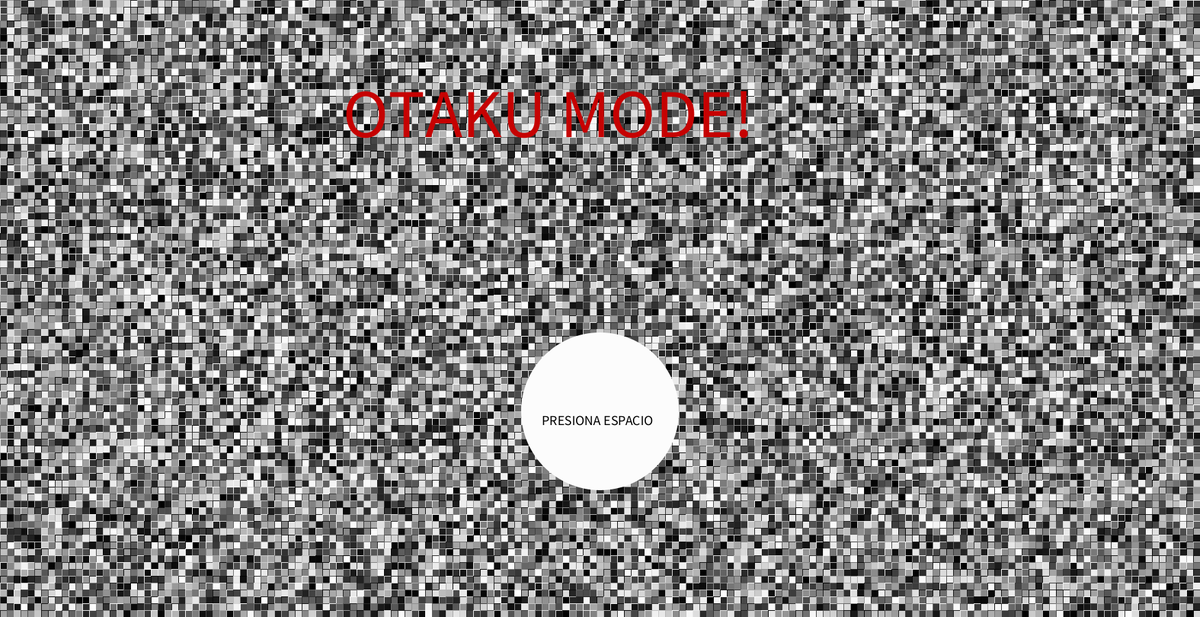
Frame 1 (no input)
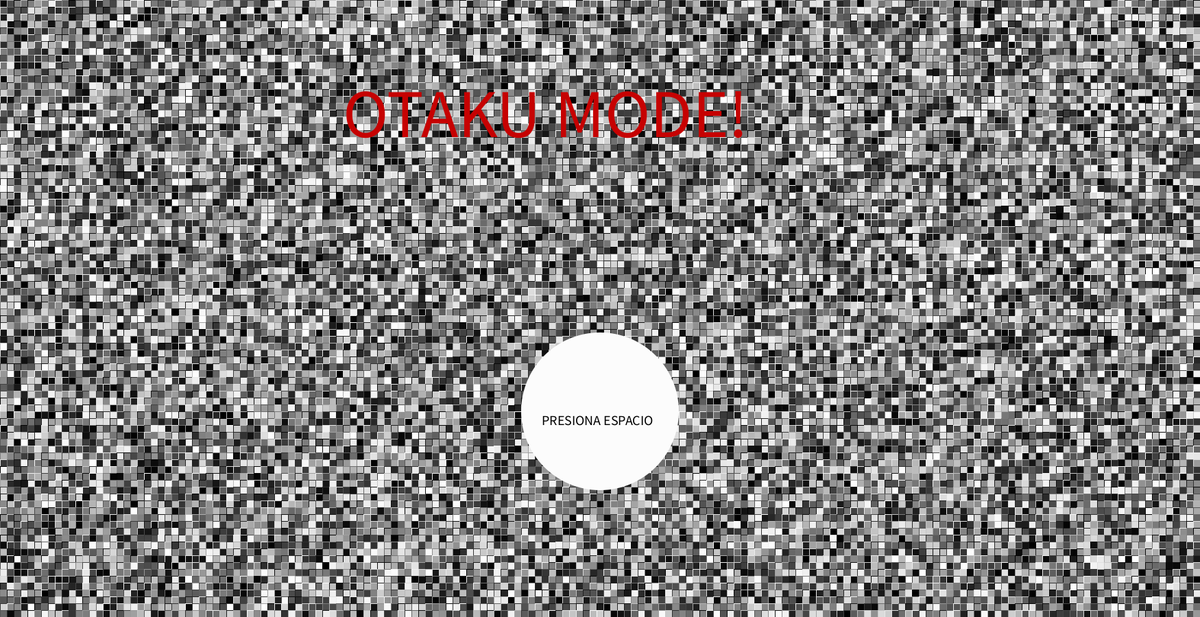
Frame 60 (the mouse pressed at the canvas centre just before this capture)
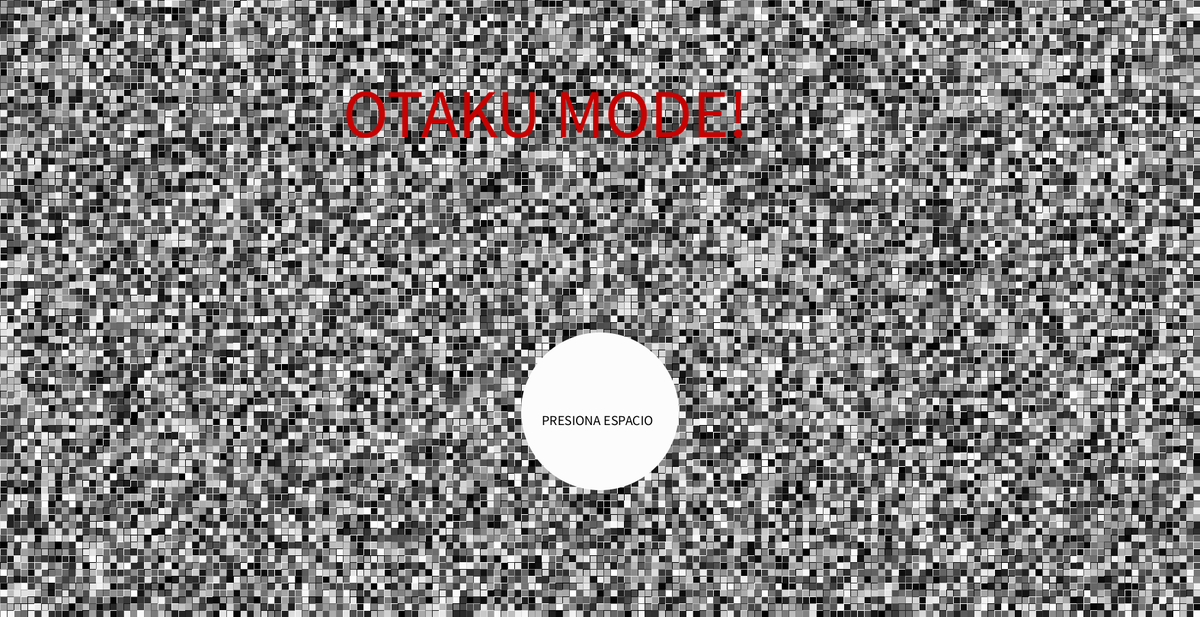
Frame 120 (the mouse held since frame 60 and released just before this capture)

The Processing sketch that drew these frames (run headless with seeded random() and noise(); from frame 60 on, the mouse is pressed at the canvas centre):

// Processing sketch: PROYECTO1final
// ── PROYECTO1final.pde
int pant=1;
int vj1;
int vj2;


int j1;
int j2;

int turnoelegir;

int ganador;


PFont fuente1;




//PANTALLAS

Pantalla1 pantalla1;
Seleccion pantalla2;
Pantalla3 pantalla3;
Pantalla4 pantalla4;


//Personajes
Sinrostro1 p1;
Fuego2 p2;
Gato p3;
Cactus p4;
Totoro p5;








void setup()
{
  size(1750,900);
  p1=new Sinrostro1();
  p2=new Fuego2();
  p3=new Gato();
  p4=new Cactus();
  p5=new Totoro();
  
  
  
  
  //PANTALLAS
  pantalla1=new Pantalla1();
  pantalla2=new Seleccion();
  pantalla3= new Pantalla3();
  pantalla4= new Pantalla4();
}

void draw()
{
  background(#57B4F0);
  //p1.display(0,0);
  //p2.display(0,0);
  //p3.display(0,0);
  //p4.display(0,0);
  //p5.display(0,0);
  
  switch(pant){
    case 1:
    pantalla1.display();
    if(key==' ' && keyPressed)
    {
      pant++;
      turnoelegir++;
      keyPressed=false;
    }
    break;
    
    case 2:
    pantalla2.display();
    
    if(turnoelegir==1){
      
      text("ELIJE JUGADOR 1",500,100);
      textSize(80);
      
      pantalla2.elegirj1();
    }
    if(turnoelegir==2){
      text("ELIJE JUGADOR 2", width/3,100);
      pantalla2.elegirj2();
    }
    if(turnoelegir==3){
       textSize(35);
       text("PRESIONA ESPACIO PARA CONTINUAR", width/3,100);
       
       
       
    if(key==' ' && keyPressed)
    {
      pant++;
      keyPressed=false;
    }
    }
    break;
    
    case 3:
    pantalla3.display();
    pantalla3.pelea();
    break;
    
    case 4:
    pantalla4.display();
        if(key==' ' && keyPressed)
    {
      pant=1;
      turnoelegir=0;
      vj1=0;
      vj2=0;
      keyPressed=false;
    }
    break;
    
    
    
  }
}

// ── Cactus.pde
class Cactus
{
  int px,py;
  
  Cactus(){
    
    
  }
  
  void display(int px_, int py_){
    px=px_;
    py=py_;
    
    pushMatrix();
    translate(px,py);
    
    translate(-1000,0);
    //PERSONAJECACTUS//

//1//

noStroke();
fill(#FFC081);
rect(1100,600,20,20);

noStroke();
fill(#FFC081);
rect(1120,600,20,20);

noStroke();
fill(#FFC081);
rect(1140,600,20,20);

noStroke();
fill(#FFC081);
rect(1160,600,20,20);

noStroke();
fill(#FFC081);
rect(1180,600,20,20);

noStroke();
fill(#FFC081);
rect(1200,600,20,20);

noStroke();
fill(#FFC081);
rect(1220,600,20,20);

noStroke();
fill(#FFC081);
rect(1240,600,20,20);

//2//

noStroke();
fill(#FFC081);
rect(1100,580,20,20);

noStroke();
fill(#FFC081);
rect(1120,580,20,20);

noStroke();
fill(#FFC081);
rect(1140,580,20,20);

noStroke();
fill(#FFC081);
rect(1160,580,20,20);

noStroke();
fill(#FFC081);
rect(1180,580,20,20);

noStroke();
fill(#FFC081);
rect(1200,580,20,20);

noStroke();
fill(#FFC081);
rect(1220,580,20,20);

noStroke();
fill(#FFC081);
rect(1240,580,20,20);

//3//
noStroke();
fill(#FFC081);
rect(1100,560,20,20);

noStroke();
fill(#FFC081);
rect(1120,560,20,20);

noStroke();
fill(#FFC081);
rect(1140,560,20,20);

noStroke();
fill(#FFC081);
rect(1160,560,20,20);

noStroke();
fill(#FFC081);
rect(1180,560,20,20);

noStroke();
fill(#FFC081);
rect(1200,560,20,20);

noStroke();
fill(#FFC081);
rect(1220,560,20,20);

noStroke();
fill(#FFC081);
rect(1240,560,20,20);

//4//
noStroke();
fill(#FFC081);
rect(1100,540,20,20);

noStroke();
fill(#FFC081);
rect(1120,540,20,20);

noStroke();
fill(#FFC081);
rect(1140,540,20,20);

noStroke();
fill(#FFC081);
rect(1160,540,20,20);

noStroke();
fill(#FFC081);
rect(1180,540,20,20);

noStroke();
fill(#FFC081);
rect(1200,540,20,20);

noStroke();
fill(#FFC081);
rect(1220,540,20,20);

noStroke();
fill(#FFC081);
rect(1240,540,20,20);

//5//

noStroke();
fill(#FF8E1C);
rect(1100,520,20,20);

noStroke();
fill(#FF8E1C);
rect(1100,520,20,20);

noStroke();
fill(#FF8E1C);
rect(1120,520,20,20);

noStroke();
fill(#FF8E1C);
rect(1140,520,20,20);

noStroke();
fill(#FF8E1C);
rect(1160,520,20,20);

noStroke();
fill(#FF8E1C);
rect(1180,520,20,20);

noStroke();
fill(#FF8E1C);
rect(1200,520,20,20);

noStroke();
fill(#FF8E1C);
rect(1220,520,20,20);

noStroke();
fill(#FF8E1C);
rect(1240,520,20,20);

//6//
noStroke();
fill(#FFC081);
rect(1080,500,20,20);

noStroke();
fill(#FFC081);
rect(1100,500,20,20);

noStroke();
fill(#FFC081);
rect(1120,500,20,20);

noStroke();
fill(#FFC081);
rect(1140,500,20,20);

noStroke();
fill(#FFC081);
rect(1160,500,20,20);

noStroke();
fill(#FFC081);
rect(1180,500,20,20);

noStroke();
fill(#FFC081);
rect(1200,500,20,20);

noStroke();
fill(#FFC081);
rect(1220,500,20,20);

noStroke();
fill(#FFC081);
rect(1240,500,20,20);

noStroke();
fill(#FFC081);
rect(1260,500,20,20);

//7//
noStroke();
fill(#FFC081);
rect(1080,480,20,20);

noStroke();
fill(#FFC081);
rect(1100,480,20,20);

noStroke();
fill(#FFC081);
rect(1120,480,20,20);

noStroke();
fill(#FFC081);
rect(1140,480,20,20);

noStroke();
fill(#FFC081);
rect(1160,480,20,20);

noStroke();
fill(#FFC081);
rect(1180,480,20,20);

noStroke();
fill(#FFC081);
rect(1200,480,20,20);

noStroke();
fill(#FFC081);
rect(1220,480,20,20);

noStroke();
fill(#FFC081);
rect(1240,480,20,20);

noStroke();
fill(#FFC081);
rect(1260,480,20,20);

//8//
noStroke();
fill(#9BCE66);
rect(1100,460,20,20);

noStroke();
fill(#9BCE66);
rect(1120,460,20,20);

noStroke();
fill(#9BCE66);
rect(1140,460,20,20);

noStroke();
fill(0);
rect(1160,460,20,20);

noStroke();
fill(0);
rect(1180,460,20,20);

noStroke();
fill(#9BCE66);
rect(1200,460,20,20);

noStroke();
fill(#9BCE66);
rect(1220,460,20,20);

noStroke();
fill(#9BCE66);
rect(1240,460,20,20);

//9//
noStroke();
fill(#5BB200);
rect(1080,440,20,20);
noStroke();
fill(0);
rect(1140,440,20,20);
noStroke();
fill(0);
rect(1200,440,20,20);
noStroke();
fill(#5BB200);
rect(1260,440,20,20);

noStroke();
fill(#9BCE66);
rect(1100,440,20,20);

noStroke();
fill(#9BCE66);
rect(1120,440,20,20);

noStroke();
fill(#9BCE66);
rect(1160,440,20,20);

noStroke();
fill(#9BCE66);
rect(1180,440,20,20);

noStroke();
fill(#9BCE66);
rect(1220,440,20,20);

noStroke();
fill(#9BCE66);
rect(1240,440,20,20);

//10//
noStroke();
fill(#9BCE66);
rect(1100,420,20,20);

noStroke();
fill(#9BCE66);
rect(1120,420,20,20);

noStroke();
fill(#9BCE66);
rect(1140,420,20,20);

noStroke();
fill(#9BCE66);
rect(1160,420,20,20);

noStroke();
fill(#9BCE66);
rect(1180,420,20,20);

noStroke();
fill(#9BCE66);
rect(1200,420,20,20);

noStroke();
fill(#9BCE66);
rect(1220,420,20,20);

noStroke();
fill(#9BCE66);
rect(1240,420,20,20);

//11//
noStroke();
fill(0);
rect(1140,400,20,20);

noStroke();
fill(0);
rect(1200,400,20,20);

noStroke();
fill(#9BCE66);
rect(1120,400,20,20);
noStroke();
fill(#9BCE66);
rect(1160,400,20,20);
noStroke();
fill(#9BCE66);
rect(1180,400,20,20);
noStroke();
fill(#9BCE66);
rect(1220,400,20,20);

//12//
noStroke();
fill(#5BB200);
rect(1100,380,20,20);
noStroke();
fill(#5BB200);
rect(1240,380,20,20);

noStroke();
fill(#9BCE66);
rect(1120,380,20,20);
noStroke();
fill(#9BCE66);
rect(1140,380,20,20);
noStroke();
fill(#9BCE66);
rect(1160,380,20,20);
noStroke();
fill(#9BCE66);
rect(1180,380,20,20);
noStroke();
fill(#9BCE66);
rect(1200,380,20,20);
noStroke();
fill(#9BCE66);
rect(1220,380,20,20);

//13//
noStroke();
fill(#9BCE66);
rect(1160,360,20,20);

noStroke();
fill(#9BCE66);
rect(1180,360,20,20);

noStroke();
fill(#5BB200);
rect(1180,340,20,20);
    popMatrix();
    
    
  }
}

// ── Fuego2.pde
class Fuego2

{
  
  int px, py;
  
  Fuego2()
  {
   
    
    
    
    
  }
  
   void display(int px_, int py_)
  {
     px=px_;
    py=py_;
    pushMatrix();
    
     translate(px,py);
     
     translate(-300,0);
     //Personaje2
//1//
noStroke();
fill(#F2942E);
rect(380,600,20,20);

noStroke();
fill(#FFCD00);
rect(400,600,20,20);

noStroke();
fill(#FFCD00);
rect(420,600,20,20);

noStroke();
fill(#FFCD00);
rect(440,600,20,20);

noStroke();
fill(#FFCD00);
rect(460,600,20,20);

noStroke();
fill(#FFCD00);
rect(480,600,20,20);

noStroke();
fill(#F2942E);
rect(500,600,20,20);

//2//
noStroke();
fill(#F2942E);
rect(360,580,20,20);

noStroke();
fill(#FFCD00);
rect(380,580,20,20);

noStroke();
fill(#FFE148);
rect(400,580,20,20);

noStroke();
fill(#FFE148);
rect(420,580,20,20);

noStroke();
fill(#FFE148);
rect(440,580,20,20);

noStroke();
fill(#FFE148);
rect(460,580,20,20);

noStroke();
fill(#FFE148);
rect(480,580,20,20);

noStroke();
fill(#FFCD00);
rect(500,580,20,20);

noStroke();
fill(#F2942E);
rect(520,580,20,20);

//3//
noStroke();
fill(#F2942E);
rect(340,560,20,20);

noStroke();
fill(#FFCD00);
rect(360,560,20,20);

noStroke();
fill(#FFE148);
rect(380,560,20,20);

noStroke();
fill(#FFE148);
rect(400,560,20,20);

noStroke();
fill(#FF0D15);
rect(420,560,20,20);

noStroke();
fill(#FFE148);
rect(440,560,20,20);

noStroke();
fill(#FFE148);
rect(460,560,20,20);

noStroke();
fill(#FFE148);
rect(480,560,20,20);

noStroke();
fill(#FFE148);
rect(500,560,20,20);

noStroke();
fill(#FFCD00);
rect(520,560,20,20);

noStroke();
fill(#F2942E);
rect(540,560,20,20);

//4//
noStroke();
fill(#FFCD00);
rect(340,540,20,20);

noStroke();
fill(#FFE148);
rect(360,540,20,20);

noStroke();
fill(#FFE148);
rect(380,540,20,20);

noStroke();
fill(#FFE148);
rect(400,540,20,20);

noStroke();
fill(#FFE148);
rect(420,540,20,20);

noStroke();
fill(#FFE148);
rect(440,540,20,20);

noStroke();
fill(#FFE148);
rect(460,540,20,20);

noStroke();
fill(#FFE148);
rect(480,540,20,20);

noStroke();
fill(#FFE148);
rect(500,540,20,20);

noStroke();
fill(#FFE148);
rect(520,540,20,20);

noStroke();
fill(#FFCD00);
rect(540,540,20,20);

//5//
noStroke();
fill(#FFCD00);
rect(340,520,20,20);

noStroke();
fill(#FFE148);
rect(360,520,20,20);

noStroke();
fill(255);
rect(380,520,20,20);

noStroke();
fill(255);
rect(400,520,20,20);

noStroke();
fill(#FFE148);
rect(420,520,20,20);

noStroke();
fill(#FFE148);
rect(440,520,20,20);

noStroke();
fill(255);
rect(460,520,20,20);

noStroke();
fill(255);
rect(480,520,20,20);

noStroke();
fill(#FFE148);
rect(500,520,20,20);

noStroke();
fill(#FFE148);
rect(520,520,20,20);

noStroke();
fill(#FFCD00);
rect(540,520,20,20);

//6//
noStroke();
fill(#FFCD00);
rect(340,500,20,20);

noStroke();
fill(#FFE148);
rect(360,500,20,20);

noStroke();
fill(0);
rect(380,500,20,20);

noStroke();
fill(255);
rect(400,500,20,20);

noStroke();
fill(#FFE148);
rect(420,500,20,20);

noStroke();
fill(#FFE148);
rect(440,500,20,20);

noStroke();
fill(0);
rect(460,500,20,20);

noStroke();
fill(255);
rect(480,500,20,20);

noStroke();
fill(#FFE148);
rect(500,500,20,20);

noStroke();
fill(#FFE148);
rect(520,500,20,20);

noStroke();
fill(#FFCD00);
rect(540,500,20,20);

//7//
noStroke();
fill(#FFCD00);
rect(340,480,20,20);

noStroke();
fill(#FFE148);
rect(360,480,20,20);

noStroke();
fill(#FFE148);
rect(380,480,20,20);

noStroke();
fill(#FFE148);
rect(400,480,20,20);

noStroke();
fill(#FFE148);
rect(420,480,20,20);

noStroke();
fill(#FFE148);
rect(440,480,20,20);

noStroke();
fill(#FFE148);
rect(460,480,20,20);

noStroke();
fill(#FFE148);
rect(480,480,20,20);

noStroke();
fill(#FFE148);
rect(500,480,20,20);

noStroke();
fill(#FFE148);
rect(520,480,20,20);

noStroke();
fill(#FFCD00);
rect(540,480,20,20);

//8//
noStroke();
fill(#FFCD00);
rect(340,460,20,20);

noStroke();
fill(#FFCD00);
rect(360,460,20,20);

noStroke();
fill(#FFE148);
rect(380,460,20,20);

noStroke();
fill(#FFE148);
rect(400,460,20,20);

noStroke();
fill(#FFE148);
rect(420,460,20,20);

noStroke();
fill(#FFE148);
rect(440,460,20,20);

noStroke();
fill(#FFE148);
rect(460,460,20,20);

noStroke();
fill(#FFE148);
rect(480,460,20,20);

noStroke();
fill(#FFE148);
rect(500,460,20,20);

noStroke();
fill(#FFE148);
rect(520,460,20,20);

noStroke();
fill(#FFCD00);
rect(540,460,20,20);

//9//
noStroke();
fill(#F2942E);
rect(340,440,20,20);

noStroke();
fill(#FFCD00);
rect(360,440,20,20);

noStroke();
fill(#FFCD00);
rect(380,440,20,20);

noStroke();
fill(#FFE148);
rect(400,440,20,20);

noStroke();
fill(#FFE148);
rect(420,440,20,20);

noStroke();
fill(#FFCD00);
rect(440,440,20,20);

noStroke();
fill(#FFE148);
rect(460,440,20,20);

noStroke();
fill(#FFE148);
rect(480,440,20,20);

noStroke();
fill(#FFE148);
rect(500,440,20,20);

noStroke();
fill(#FFCD00);
rect(520,440,20,20);

noStroke();
fill(#FFCD00);
rect(540,440,20,20);

//10//
noStroke();
fill(#F2942E);
rect(340,440,20,20);

noStroke();
fill(#F2942E);
rect(360,440,20,20);

noStroke();
fill(#FFCD00);
rect(380,440,20,20);

noStroke();
fill(#FFCD00);
rect(400,440,20,20);

noStroke();
fill(#FFCD00);
rect(420,440,20,20);

noStroke();
fill(#FFCD00);
rect(440,440,20,20);

noStroke();
fill(#FFE148);
rect(460,440,20,20);

noStroke();
fill(#FFE148);
rect(480,440,20,20);

//11//
noStroke();
fill(#F2942E);
rect(380,420,20,20);

noStroke();
fill(#F2942E);
rect(400,420,20,20);

noStroke();
fill(#F2942E);
rect(420,420,20,20);

noStroke();
fill( #FFCD00);
rect(440,420,20,20);

noStroke();
fill( #FFCD00);
rect(460,420,20,20);

noStroke();
fill( #FFCD00);
rect(480,420,20,20);

noStroke();
fill(#FFE148);
rect(500,420,20,20);

noStroke();
fill( #FFCD00);
rect(520,420,20,20);

noStroke();
fill(#F2942E);
rect(540,420,20,20);

//12//
noStroke();
fill(#F2942E);
rect(380,400,20,20);

noStroke();
fill(#F2942E);
rect(400,400,20,20);

noStroke();
fill(#F2942E);
rect(420,400,20,20);

noStroke();
fill(#F2942E);
rect(440,400,20,20);

noStroke();
fill(#FFCD00);
rect(460,400,20,20);

noStroke();
fill(#F2942E);
rect(480,400,20,20);

noStroke();
fill(#FFCD00);
rect(500,400,20,20);

noStroke();
fill(#FFCD00);
rect(520,400,20,20);

noStroke();
fill(#F2942E);
rect(540,400,20,20);

//13//
noStroke();
fill(#F2942E);
rect(400,380,20,20);

noStroke();
fill(#F2942E);
rect(420,380,20,20);

noStroke();
fill(#F2942E);
rect(440,380,20,20);

noStroke();
fill(#F2942E);
rect(460,380,20,20);

noStroke();
fill(#F2942E);
rect(480,380,20,20);

noStroke();
fill(#F2942E);
rect(500,380,20,20);

noStroke();
fill(#FFCD00);
rect(520,380,20,20);

noStroke();
fill(#F2942E);
rect(540,380,20,20);

//14//
noStroke();
fill(#F2942E);
rect(440,360,20,20);

noStroke();
fill(#F2942E);
rect(460,360,20,20);

noStroke();
fill(#F2942E);
rect(480,360,20,20);

noStroke();
fill(#F2942E);
rect(500,360,20,20);

noStroke();
fill(#F2942E);
rect(520,360,20,20);

noStroke();
fill(#F2942E);
rect(540,360,20,20);

//15//
noStroke();
fill(#F2942E);
rect(480,340,20,20);

noStroke();
fill(#F2942E);
rect(500,340,20,20);

noStroke();
fill(#F2942E);
rect(540,340,20,20);


popMatrix();
     
     
     }
}  

// ── Gato3.pde
class Gato
{
 int px,py;
 
  Gato()
  {
  }
   void display(int px_, int py_)
   {
     px=px_;
     py=py_;
     
     pushMatrix();
     
     translate(px,py);
     translate(-600,0);
     //personaje3//
//1
noStroke();
fill(0);
rect(720,600,20,20);

noStroke();
fill(0);
rect(740,600,20,20);

noStroke();
fill(0);
rect(780,600,20,20);

noStroke();
fill(0);
rect(800,600,20,20);

noStroke();
fill(0);
rect(840,600,20,20);

//2

noStroke();
fill(0);
rect(700,580,20,20);

noStroke();
fill(0);
rect(720,580,20,20);

noStroke();
fill(0);
rect(740,580,20,20);

noStroke();
fill(0);
rect(760,580,20,20);

noStroke();
fill(0);
rect(780,580,20,20);

noStroke();
fill(0);
rect(800,580,20,20);

noStroke();
fill(0);
rect(820,580,20,20);

noStroke();
fill(0);
rect(840,580,20,20);

noStroke();
fill(0);
rect(860,580,20,20);

//3
noStroke();
fill(0);
rect(680,560,20,20);

noStroke();
fill(0);
rect(700,560,20,20);

noStroke();
fill(0);
rect(720,560,20,20);

noStroke();
fill(0);
rect(740,560,20,20);

noStroke();
fill(0);
rect(760,560,20,20);

noStroke();
fill(0);
rect(780,560,20,20);

noStroke();
fill(0);
rect(800,560,20,20);

noStroke();
fill(0);
rect(820,560,20,20);

noStroke();
fill(0);
rect(840,560,20,20);

noStroke();
fill(0);
rect(860,560,20,20);

//4
noStroke();
fill(0);
rect(680,540,20,20);

noStroke();
fill(0);
rect(700,540,20,20);

noStroke();
fill(0);
rect(720,540,20,20);

noStroke();
fill(0);
rect(740,540,20,20);

noStroke();
fill(0);
rect(760,540,20,20);

noStroke();
fill(0);
rect(780,540,20,20);

noStroke();
fill(0);
rect(800,540,20,20);

noStroke();
fill(0);
rect(820,540,20,20);

noStroke();
fill(0);
rect(840,540,20,20);

noStroke();
fill(0);
rect(860,540,20,20);

noStroke();
fill(0);
rect(880,540,20,20);

//5
noStroke();
fill(0);
rect(680,520,20,20);

noStroke();
fill(0);
rect(700,520,20,20);

noStroke();
fill(0);
rect(720,520,20,20);

noStroke();
fill(0);
rect(740,520,20,20);

noStroke();
fill(0);
rect(760,520,20,20);

noStroke();
fill(0);
rect(780,520,20,20);

noStroke();
fill(0);
rect(800,520,20,20);

noStroke();
fill(0);
rect(820,520,20,20);

noStroke();
fill(0);
rect(840,520,20,20);

noStroke();
fill(0);
rect(860,520,20,20);

noStroke();
fill(0);
rect(880,520,20,20);

//6
noStroke();
fill(0);
rect(700,500,20,20);

noStroke();
fill(0);
rect(720,500,20,20);

noStroke();
fill(0);
rect(740,500,20,20);

noStroke();
fill(0);
rect(760,500,20,20);

noStroke();
fill(0);
rect(780,500,20,20);

noStroke();
fill(0);
rect(800,500,20,20);

noStroke();
fill(0);
rect(820,500,20,20);

noStroke();
fill(0);
rect(840,500,20,20);

noStroke();
fill(0);
rect(860,500,20,20);

noStroke();
fill(0);
rect(880,500,20,20);

//7
noStroke();
fill(0);
rect(700,480,20,20);

noStroke();
fill(0);
rect(720,480,20,20);

noStroke();
fill(0);
rect(740,480,20,20);

noStroke();
fill(0);
rect(760,480,20,20);

noStroke();
fill(0);
rect(780,480,20,20);

noStroke();
fill(0);
rect(800,480,20,20);

noStroke();
fill(0);
rect(820,480,20,20);

noStroke();
fill(0);
rect(840,480,20,20);

noStroke();
fill(0);
rect(860,480,20,20);

noStroke();
fill(0);
rect(880,480,20,20);

//8//
noStroke();
fill(0);
rect(700,460,20,20);

noStroke();
fill(0);
rect(720,460,20,20);

noStroke();
fill(0);
rect(740,460,20,20);

noStroke();
fill(0);
rect(760,460,20,20);

noStroke();
fill(0);
rect(780,460,20,20);

noStroke();
fill(0);
rect(800,460,20,20);

noStroke();
fill(0);
rect(820,460,20,20);

noStroke();
fill(0);
rect(840,460,20,20);

noStroke();
fill(0);
rect(880,460,20,20);

//9//
noStroke();
fill(0);
rect(700,440,20,20);

noStroke();
fill(0);
rect(720,440,20,20);

noStroke();
fill(0);
rect(740,440,20,20);

noStroke();
fill(0);
rect(760,440,20,20);

noStroke();
fill(0);
rect(780,440,20,20);

noStroke();
fill(0);
rect(800,440,20,20);

noStroke();
fill(0);
rect(820,440,20,20);

noStroke();
fill(0);
rect(840,440,20,20);

noStroke();
fill(0);
rect(880,440,20,20);

//10//
noStroke();
fill(0);
rect(720,420,20,20);

noStroke();
fill(0);
rect(740,420,20,20);


noStroke();
fill(0);
rect(760,420,20,20);


noStroke();
fill(0);
rect(780,420,20,20);

noStroke();
fill(0);
rect(800,420,20,20);

noStroke();
fill(0);
rect(820,420,20,20);

noStroke();
fill(0);
rect(880,420,20,20);

noStroke();
fill(0);
rect(920,420,20,20);

//11
noStroke();
fill(0);
rect(720,400,20,20);

noStroke();
fill(0);
rect(740,400,20,20);

noStroke();
fill(0);
rect(760,400,20,20);

noStroke();
fill(0);
rect(780,400,20,20);

noStroke();
fill(0);
rect(800,400,20,20);

noStroke();
fill(0);
rect(820,400,20,20);

noStroke();
fill(0);
rect(880,400,20,20);

noStroke();
fill(0);
rect(920,400,20,20);

//12//
noStroke();
fill(0);
rect(740,380,20,20);

noStroke();
fill(0);
rect(760,380,20,20);

noStroke();
fill(0);
rect(780,380,20,20);

noStroke();
fill(0);
rect(800,380,20,20);

noStroke();
fill(0);
rect(880,380,20,20);

noStroke();
fill(0);
rect(900,380,20,20);

noStroke();
fill(0);
rect(920,380,20,20);

//13//
noStroke();
fill(0);
rect(720,360,20,20);

noStroke();
fill(0);
rect(740,360,20,20);

noStroke();
fill(0);
rect(760,360,20,20);

noStroke();
fill(0);
rect(780,360,20,20);

noStroke();
fill(0);
rect(800,360,20,20);

noStroke();
fill(0);
rect(900,360,20,20);

//14//
noStroke();
fill(0);
rect(700,340,20,20);

noStroke();
fill(#E51515);
rect(720,340,20,20);

noStroke();
fill(#FFB2B2);
rect(740,340,20,20);

noStroke();
fill(#FFB2B2);
rect(760,340,20,20);

noStroke();
fill(#FFB2B2);
rect(780,340,20,20);

noStroke();
fill(#E51515);
rect(800,340,20,20);

noStroke();
fill(0);
rect(820,340,20,20);

//15//
noStroke();
fill(0);
rect(640,320,20,20);

noStroke();
fill(0);
rect(640,320,20,20);

noStroke();
fill(0);
rect(660,320,20,20);

noStroke();
fill(0);
rect(680,320,20,20);

noStroke();
fill(0);
rect(700,320,20,20);

noStroke();
fill(255);
rect(720,320,20,20);

noStroke();
fill(#E51515);
rect(740,320,20,20);

noStroke();
fill( #E51515);
rect(760,320,20,20);

noStroke();
fill( #E51515);
rect(780,320,20,20);

noStroke();
fill(255);
rect(800,320,20,20);

noStroke();
fill(0);
rect(820,320,20,20);

noStroke();
fill(0);
rect(840,320,20,20);

noStroke();
fill(0);
rect(860,320,20,20);

noStroke();
fill(0);
rect(880,320,20,20);

//16//
noStroke();
fill(0);
rect(680,300,20,20);

noStroke();
fill(0);
rect(700,300,20,20);

noStroke();
fill(0);
rect(720,300,20,20);

noStroke();
fill(0);
rect(740,300,20,20);

noStroke();
fill(0);
rect(760,300,20,20);

noStroke();
fill(0);
rect(780,300,20,20);

noStroke();
fill(0);
rect(800,300,20,20);

noStroke();
fill(0);
rect(820,300,20,20);

noStroke();
fill(0);
rect(840,300,20,20);

//17//
noStroke();
fill(0);
rect(640,280,20,20);

noStroke();
fill(0);
rect(660,280,20,20);

noStroke();
fill(0);
rect(680,280,20,20);

noStroke();
fill(255);
rect(700,280,20,20);

noStroke();
fill(255);
rect(720,280,20,20);

noStroke();
fill(0);
rect(740,280,20,20);

noStroke();
fill(#E51515);
rect(760,280,20,20);

noStroke();
fill(0);
rect(780,280,20,20);

noStroke();
fill(255);
rect(800,280,20,20);

noStroke();
fill(255);
rect(820,280,20,20);

noStroke();
fill(0);
rect(840,280,20,20);

noStroke();
fill(0);
rect(860,280,20,20);

noStroke();
fill(0);
rect(880,280,20,20);


//18//
noStroke();
fill(0);
rect(680,280,20,20);

noStroke();
fill(255);
rect(700,280,20,20);

noStroke();
fill(#A0A0A0);
rect(720,280,20,20);

noStroke();
fill(0);
rect(740,280,20,20);

noStroke();
fill(0);
rect(760,280,20,20);

noStroke();
fill(0);
rect(780,280,20,20);

noStroke();
fill(#A0A0A0);
rect(800,280,20,20);

noStroke();
fill(255);
rect(820,280,20,20);

noStroke();
fill(0);
rect(840,280,20,20);

//19//
noStroke();
fill(0);
rect(680,260,20,20);

noStroke();
fill(255);
rect(700,260,20,20);

noStroke();
fill(255);
rect(720,260,20,20);

noStroke();
fill(0);
rect(740,260,20,20);

noStroke();
fill(0);
rect(760,260,20,20);

noStroke();
fill(0);
rect(780,260,20,20);

noStroke();
fill(255);
rect(800,260,20,20);

noStroke();
fill(255);
rect(820,260,20,20);

noStroke();
fill(0);
rect(840,260,20,20);

//20//
noStroke();
fill(#DBADE8);
rect(680,240,20,20);

noStroke();
fill(0);
rect(700,240,20,20);

noStroke();
fill(0);
rect(720,240,20,20);

noStroke();
fill(0);
rect(740,240,20,20);

noStroke();
fill(0);
rect(760,240,20,20);

noStroke();
fill(0);
rect(780,240,20,20);

noStroke();
fill(0);
rect(800,240,20,20);

noStroke();
fill(0);
rect(820,240,20,20);

noStroke();
fill(#DBADE8);
rect(840,240,20,20);

//21
noStroke();
fill(#DBADE8);
rect(680,220,20,20);

noStroke();
fill(#DBADE8);
rect(700,220,20,20);

noStroke();
fill(0);
rect(720,220,20,20);

noStroke();
fill(0);
rect(800,220,20,20);

noStroke();
fill(#DBADE8);
rect(820,220,20,20);

noStroke();
fill(#DBADE8);
rect(840,220,20,20);

//22//
noStroke();
fill(#DBADE8);
rect(680,200,20,20);

noStroke();
fill(#DBADE8);
rect(700,200,20,20);

noStroke();
fill(0);
rect(720,200,20,20);

noStroke();
fill(0);
rect(800,200,20,20);

noStroke();
fill(#DBADE8);
rect(820,200,20,20);

noStroke();
fill(#DBADE8);
rect(840,200,20,20);

//23//
noStroke();
fill(#DBADE8);
rect(680,180,20,20);

noStroke();
fill(0);
rect(700,180,20,20);

noStroke();
fill(0);
rect(820,180,20,20);

noStroke();
fill(#DBADE8);
rect(840,180,20,20);

//24//
noStroke();
fill(0);
rect(680,160,20,20);

noStroke();
fill(0);
rect(840,160,20,20);

     popMatrix();
   }
}

// ── Pantalla1.pde
class Pantalla1
{
  Pantalla1()
  {
    
  }
  
  void display(){
    for ( int i=0; i<1750; i+=10){
      for (int j=0; j<900; j+=10){
  
      stroke(random(255));
      fill(random(255));
      rect(i,j,10,10);
      }
    }
    
    
    
stroke(0);
fill(#C60202);
textSize(100);
text("OTAKU MODE!",500,200);


noStroke();
fill(#FCFCFC);
ellipse(875,600,230,230);


stroke(0);
fill(0);
textSize(20);
text("PRESIONA ESPACIO",790,620);

  }
  
  
  
  
}

// ── Pantalla2.pde
//seleccion


class Seleccion
{
  Seleccion()
  {
  }
  
  void display(){
    //Personaje1

//1//

noStroke();
fill(0);
rect(100,100,20,20);

noStroke();
fill(0);
rect(120,100,20,20);

noStroke();
fill(0);
rect(140,100,20,20);

noStroke();
fill(0);
rect(160,100,20,20);

//2//

noStroke();
fill(0);
rect(80,120,20,20);

noStroke();
fill(255);
rect(100,120,20,20);

noStroke();
fill(255);
rect(120,120,20,20);

noStroke();
fill(255);
rect(140,120,20,20);

noStroke();
fill(255);
rect(160,120,20,20);

noStroke();
fill(0);
rect(180,120,20,20);

//3//
noStroke();
fill(0);
rect(60,140,20,20);

noStroke();
fill(255);
rect(80,140,20,20);

noStroke();
fill(#CB5CB0);
rect(100,140,20,20);

noStroke();
fill(255);
rect(120,140,20,20);

noStroke();
fill(255);
rect(140,140,20,20);

noStroke();
fill(#CB5CB0);
rect(160,140,20,20);

noStroke();
fill(255);
rect(180,140,20,20);

noStroke();
fill(0);
rect(200,140,20,20);

//4//

noStroke();
fill(0);
rect(40,160,20,20);

noStroke();
fill(255);
rect(60,160,20,20);

noStroke();
fill(#CB5CB0);
rect(80,160,20,20);

noStroke();
fill(#CB5CB0);
rect(100,160,20,20);

noStroke();
fill(255);
rect(120,160,20,20);

noStroke();
fill(255);
rect(140,160,20,20);

noStroke();
fill(#CB5CB0);
rect(160,160,20,20);

noStroke();
fill(#CB5CB0);
rect(180,160,20,20);


noStroke();
fill(255);
rect(200,160,20,20);

noStroke();
fill(0);
rect(220,160,20,20);

//5//
noStroke();
fill(0);
rect(40,180,20,20);

noStroke();
fill(255);
rect(60,180,20,20);

noStroke();
fill(0);
rect(80,180,20,20);

noStroke();
fill(0);
rect(100,180,20,20);

noStroke();
fill(255);
rect(120,180,20,20);

noStroke();
fill(255);
rect(140,180,20,20);

noStroke();
fill(0);
rect(160,180,20,20);

noStroke();
fill(0);
rect(180,180,20,20);

noStroke();
fill(255);
rect(200,180,20,20);

noStroke();
fill(0);
rect(220,180,20,20);

//6//
noStroke();
fill(0);
rect(40,200,20,20);

noStroke();
fill(255);
rect(60,200,20,20);

noStroke();
fill(#CB5CB0);
rect(80,200,20,20);

noStroke();
fill(#CB5CB0);
rect(100,200,20,20);

noStroke();
fill(255);
rect(120,200,20,20);


noStroke();
fill(255);
rect(140,200,20,20);

noStroke();
fill(#CB5CB0);
rect(160,200,20,20);

noStroke();
fill(#CB5CB0);
rect(180,200,20,20);

noStroke();
fill(255);
rect(200,200,20,20);

noStroke();
fill(0);
rect(220,200,20,20);

//7//
noStroke();
fill(0);
rect(40,220,20,20);

noStroke();
fill(255);
rect(60,220,20,20);

noStroke();
fill(255);
rect(80,220,20,20);

noStroke();
fill(#CB5CB0);
rect(100,220,20,20);


noStroke();
fill(255);
rect(120,220,20,20);

noStroke();
fill(255);
rect(140,220,20,20);

noStroke();
fill(#CB5CB0);
rect(160,220,20,20);

noStroke();
fill(255);
rect(180,220,20,20);

noStroke();
fill(255);
rect(200,220,20,20);

noStroke();
fill(0);
rect(220,220,20,20);

//8//
noStroke();
fill(0);
rect(40,240,20,20);

noStroke();
fill(255);
rect(60,240,20,20);

noStroke();
fill(255);
rect(80,240,20,20);

noStroke();
fill(255);
rect(100,240,20,20);

noStroke();
fill(255);
rect(120,240,20,20);

noStroke();
fill(255);
rect(140,240,20,20);

noStroke();
fill(255);
rect(160,240,20,20);

noStroke();
fill(255);
rect(180,240,20,20);

noStroke();
fill(255);
rect(200,240,20,20);

noStroke();
fill(0);
rect(220,240,20,20);

//9//
noStroke();
fill(0);
rect(40,260,20,20);

noStroke();
fill(0);
rect(60,260,20,20);

noStroke();
fill(255);
rect(80,260,20,20);

noStroke();
fill(255);
rect(100,260,20,20);

noStroke();
fill(0);
rect(120,260,20,20);

noStroke();
fill(0);
rect(140,260,20,20);

noStroke();
fill(255);
rect(160,260,20,20);

noStroke();
fill(255);
rect(180,260,20,20);

noStroke();
fill(0);
rect(200,260,20,20);

noStroke();
fill(0);
rect(220,260,20,20);

//10//
noStroke();
fill(0);
rect(40,280,20,20);

noStroke();
fill(0);
rect(60,280,20,20);

noStroke();
fill(0);
rect(80,280,20,20);

noStroke();
fill(255);
rect(100,280,20,20);

noStroke();
fill(255);
rect(120,280,20,20);

noStroke();
fill(255);
rect(140,280,20,20);

noStroke();
fill(255);
rect(160,280,20,20);

noStroke();
fill(0);
rect(180,280,20,20);

noStroke();
fill(0);
rect(200,280,20,20);

noStroke();
fill(0);
rect(220,280,20,20);

//11//
noStroke();
fill(0);
rect(40,300,20,20);

noStroke();
fill(0);
rect(60,300,20,20);

noStroke();
fill(0);
rect(80,300,20,20);

noStroke();
fill(0);
rect(100,300,20,20);

noStroke();
fill(0);
rect(120,300,20,20);

noStroke();
fill(0);
rect(140,300,20,20);

noStroke();
fill(0);
rect(160,300,20,20);

noStroke();
fill(0);
rect(180,300,20,20);

noStroke();
fill(0);
rect(200,300,20,20);

noStroke();
fill(0);
rect(220,300,20,20);


//13//
noStroke();
fill(0);
rect(40,320,20,20);

noStroke();
fill(0);
rect(60,320,20,20);

noStroke();
fill(0);
rect(80,320,20,20);

noStroke();
fill(0);
rect(100,320,20,20);

noStroke();
fill(0);
rect(120,320,20,20);

noStroke();
fill(0);
rect(140,320,20,20);

noStroke();
fill(0);
rect(160,320,20,20);

noStroke();
fill(0);
rect(180,320,20,20);

noStroke();
fill(0);
rect(200,320,20,20);

noStroke();
fill(0);
rect(220,320,20,20);


//1//
noStroke();
fill(0);
rect(40,340,20,20);

noStroke();
fill(0);
rect(60,340,20,20);

noStroke();
fill(0);
rect(80,340,20,20);

noStroke();
fill(0);
rect(100,340,20,20);

noStroke();
fill(0);
rect(120,340,20,20);

noStroke();
fill(0);
rect(140,340,20,20);

noStroke();
fill(0);
rect(160,340,20,20);

noStroke();
fill(0);
rect(180,340,20,20);

noStroke();
fill(0);
rect(200,340,20,20);

noStroke();
fill(0);
rect(220,340,20,20);

//15//
noStroke();
fill(0);
rect(40,360,20,20);

noStroke();
fill(0);
rect(60,360,20,20);

noStroke();
fill(0);
rect(80,360,20,20);

noStroke();
fill(0);
rect(100,360,20,20);

noStroke();
fill(0);
rect(120,360,20,20);

noStroke();
fill(0);
rect(140,360,20,20);

noStroke();
fill(0);
rect(160,360,20,20);

noStroke();
fill(0);
rect(180,360,20,20);

noStroke();
fill(0);
rect(200,360,20,20);

noStroke();
fill(0);
rect(220,360,20,20);


//16//
noStroke();
fill(0);
rect(40,380,20,20);

noStroke();
fill(0);
rect(60,380,20,20);

noStroke();
fill(0);
rect(80,380,20,20);

noStroke();
fill(0);
rect(100,380,20,20);

noStroke();
fill(0);
rect(120,380,20,20);

noStroke();
fill(0);
rect(140,380,20,20);

noStroke();
fill(0);
rect(160,380,20,20);

noStroke();
fill(0);
rect(180,380,20,20);

noStroke();
fill(0);
rect(200,380,20,20);

noStroke();
fill(0);
rect(220,380,20,20);

//17//
noStroke();
fill(0);
rect(40,400,20,20);

noStroke();
fill(0);
rect(60,400,20,20);

noStroke();
fill(0);
rect(80,400,20,20);

noStroke();
fill(0);
rect(100,400,20,20);

noStroke();
fill(0);
rect(120,400,20,20);

noStroke();
fill(0);
rect(140,400,20,20);

noStroke();
fill(0);
rect(160,400,20,20);

noStroke();
fill(0);
rect(180,400,20,20);

noStroke();
fill(0);
rect(200,400,20,20);

noStroke();
fill(0);
rect(220,400,20,20);

//18//
noStroke();
fill(0);
rect(40,420,20,20);

noStroke();
fill(0);
rect(60,420,20,20);

noStroke();
fill(0);
rect(80,420,20,20);

noStroke();
fill(0);
rect(100,420,20,20);

noStroke();
fill(0);
rect(120,420,20,20);

noStroke();
fill(0);
rect(140,420,20,20);

noStroke();
fill(0);
rect(160,420,20,20);

noStroke();
fill(0);
rect(180,420,20,20);

noStroke();
fill(0);
rect(200,420,20,20);

noStroke();
fill(0);
rect(220,420,20,20);

//18//
noStroke();
fill(0);
rect(40,440,20,20);

noStroke();
fill(0);
rect(60,440,20,20);

noStroke();
fill(0);
rect(80,440,20,20);

noStroke();
fill(0);
rect(100,440,20,20);

noStroke();
fill(0);
rect(120,440,20,20);

noStroke();
fill(0);
rect(140,440,20,20);

noStroke();
fill(0);
rect(160,440,20,20);

noStroke();
fill(0);
rect(180,440,20,20);

noStroke();
fill(0);
rect(200,440,20,20);

noStroke();
fill(0);
rect(220,440,20,20);


//18//
noStroke();
fill(0);
rect(40,460,20,20);

noStroke();
fill(0);
rect(60,460,20,20);

noStroke();
fill(0);
rect(80,460,20,20);

noStroke();
fill(0);
rect(100,460,20,20);

noStroke();
fill(0);
rect(120,460,20,20);

noStroke();
fill(0);
rect(140,460,20,20);

noStroke();
fill(0);
rect(160,460,20,20);

noStroke();
fill(0);
rect(180,460,20,20);

noStroke();
fill(0);
rect(200,460,20,20);

noStroke();
fill(0);
rect(220,460,20,20);

//19//
noStroke();
fill(0);
rect(40,480,20,20);

noStroke();
fill(0);
rect(60,480,20,20);

noStroke();
fill(0);
rect(80,480,20,20);

noStroke();
fill(0);
rect(100,480,20,20);

noStroke();
fill(0);
rect(120,480,20,20);

noStroke();
fill(0);
rect(140,480,20,20);

noStroke();
fill(0);
rect(160,480,20,20);

noStroke();
fill(0);
rect(180,480,20,20);

noStroke();
fill(0);
rect(200,480,20,20);

noStroke();
fill(0);
rect(220,480,20,20);

//20//
noStroke();
fill(0);
rect(40,500,20,20);

noStroke();
fill(0);
rect(60,500,20,20);

noStroke();
fill(0);
rect(80,500,20,20);

noStroke();
fill(0);
rect(100,500,20,20);

noStroke();
fill(0);
rect(120,500,20,20);

noStroke();
fill(0);
rect(140,500,20,20);

noStroke();
fill(0);
rect(160,500,20,20);

noStroke();
fill(0);
rect(180,500,20,20);

noStroke();
fill(0);
rect(200,500,20,20);

noStroke();
fill(0);
rect(220,500,20,20);

//21//
noStroke();
fill(0);
rect(40,520,20,20);

noStroke();
fill(0);
rect(60,520,20,20);

noStroke();
fill(0);
rect(80,520,20,20);

noStroke();
fill(0);
rect(100,520,20,20);

noStroke();
fill(0);
rect(120,520,20,20);

noStroke();
fill(0);
rect(140,520,20,20);

noStroke();
fill(0);
rect(160,520,20,20);

noStroke();
fill(0);
rect(180,520,20,20);

noStroke();
fill(0);
rect(200,520,20,20);

noStroke();
fill(0);
rect(220,520,20,20);

//22//
noStroke();
fill(0);
rect(40,540,20,20);

noStroke();
fill(0);
rect(60,540,20,20);

noStroke();
fill(0);
rect(80,540,20,20);

noStroke();
fill(0);
rect(100,540,20,20);

noStroke();
fill(0);
rect(120,540,20,20);

noStroke();
fill(0);
rect(140,540,20,20);

noStroke();
fill(0);
rect(160,540,20,20);

noStroke();
fill(0);
rect(180,540,20,20);

noStroke();
fill(0);
rect(200,540,20,20);

noStroke();
fill(0);
rect(220,540,20,20);

//24//
noStroke();
fill(0);
rect(40,560,20,20);

noStroke();
fill(0);
rect(60,560,20,20);

noStroke();
fill(0);
rect(80,560,20,20);

noStroke();
fill(0);
rect(100,560,20,20);

noStroke();
fill(0);
rect(120,560,20,20);

noStroke();
fill(0);
rect(140,560,20,20);

noStroke();
fill(0);
rect(160,560,20,20);

noStroke();
fill(0);
rect(180,560,20,20);

noStroke();
fill(0);
rect(200,560,20,20);

noStroke();
fill(0);
rect(220,560,20,20);

//25//
noStroke();
fill(0);
rect(40,580,20,20);

noStroke();
fill(0);
rect(60,580,20,20);

noStroke();
fill(0);
rect(80,580,20,20);

noStroke();
fill(0);
rect(100,580,20,20);

noStroke();
fill(0);
rect(120,580,20,20);

noStroke();
fill(0);
rect(140,580,20,20);

noStroke();
fill(0);
rect(160,580,20,20);

noStroke();
fill(0);
rect(180,580,20,20);

noStroke();
fill(0);
rect(200,580,20,20);

noStroke();
fill(0);
rect(220,580,20,20);

//26//
noStroke();
fill(0);
rect(40,600,20,20);

noStroke();
fill(0);
rect(60,600,20,20);

noStroke();
fill(0);
rect(80,600,20,20);

noStroke();
fill(0);
rect(100,600,20,20);

noStroke();
fill(0);
rect(120,600,20,20);

noStroke();
fill(0);
rect(140,600,20,20);

noStroke();
fill(0);
rect(160,600,20,20);

noStroke();
fill(0);
rect(180,600,20,20);

noStroke();
fill(0);
rect(200,600,20,20);

noStroke();
fill(0);
rect(220,600,20,20);









//Personaje2
//1//
noStroke();
fill(#F2942E);
rect(380,600,20,20);

noStroke();
fill(#FFCD00);
rect(400,600,20,20);

noStroke();
fill(#FFCD00);
rect(420,600,20,20);

noStroke();
fill(#FFCD00);
rect(440,600,20,20);

noStroke();
fill(#FFCD00);
rect(460,600,20,20);

noStroke();
fill(#FFCD00);
rect(480,600,20,20);

noStroke();
fill(#F2942E);
rect(500,600,20,20);

//2//
noStroke();
fill(#F2942E);
rect(360,580,20,20);

noStroke();
fill(#FFCD00);
rect(380,580,20,20);

noStroke();
fill(#FFE148);
rect(400,580,20,20);

noStroke();
fill(#FFE148);
rect(420,580,20,20);

noStroke();
fill(#FFE148);
rect(440,580,20,20);

noStroke();
fill(#FFE148);
rect(460,580,20,20);

noStroke();
fill(#FFE148);
rect(480,580,20,20);

noStroke();
fill(#FFCD00);
rect(500,580,20,20);

noStroke();
fill(#F2942E);
rect(520,580,20,20);

//3//
noStroke();
fill(#F2942E);
rect(340,560,20,20);

noStroke();
fill(#FFCD00);
rect(360,560,20,20);

noStroke();
fill(#FFE148);
rect(380,560,20,20);

noStroke();
fill(#FFE148);
rect(400,560,20,20);

noStroke();
fill(#FF0D15);
rect(420,560,20,20);

noStroke();
fill(#FFE148);
rect(440,560,20,20);

noStroke();
fill(#FFE148);
rect(460,560,20,20);

noStroke();
fill(#FFE148);
rect(480,560,20,20);

noStroke();
fill(#FFE148);
rect(500,560,20,20);

noStroke();
fill(#FFCD00);
rect(520,560,20,20);

noStroke();
fill(#F2942E);
rect(540,560,20,20);

//4//
noStroke();
fill(#FFCD00);
rect(340,540,20,20);

noStroke();
fill(#FFE148);
rect(360,540,20,20);

noStroke();
fill(#FFE148);
rect(380,540,20,20);

noStroke();
fill(#FFE148);
rect(400,540,20,20);

noStroke();
fill(#FFE148);
rect(420,540,20,20);

noStroke();
fill(#FFE148);
rect(440,540,20,20);

noStroke();
fill(#FFE148);
rect(460,540,20,20);

noStroke();
fill(#FFE148);
rect(480,540,20,20);

noStroke();
fill(#FFE148);
rect(500,540,20,20);

noStroke();
fill(#FFE148);
rect(520,540,20,20);

noStroke();
fill(#FFCD00);
rect(540,540,20,20);

//5//
noStroke();
fill(#FFCD00);
rect(340,520,20,20);

noStroke();
fill(#FFE148);
rect(360,520,20,20);

noStroke();
fill(255);
rect(380,520,20,20);

noStroke();
fill(255);
rect(400,520,20,20);

noStroke();
fill(#FFE148);
rect(420,520,20,20);

noStroke();
fill(#FFE148);
rect(440,520,20,20);

noStroke();
fill(255);
rect(460,520,20,20);

noStroke();
fill(255);
rect(480,520,20,20);

noStroke();
fill(#FFE148);
rect(500,520,20,20);

noStroke();
fill(#FFE148);
rect(520,520,20,20);

noStroke();
fill(#FFCD00);
rect(540,520,20,20);

//6//
noStroke();
fill(#FFCD00);
rect(340,500,20,20);

noStroke();
fill(#FFE148);
rect(360,500,20,20);

noStroke();
fill(0);
rect(380,500,20,20);

noStroke();
fill(255);
rect(400,500,20,20);

noStroke();
fill(#FFE148);
rect(420,500,20,20);

noStroke();
fill(#FFE148);
rect(440,500,20,20);

noStroke();
fill(0);
rect(460,500,20,20);

noStroke();
fill(255);
rect(480,500,20,20);

noStroke();
fill(#FFE148);
rect(500,500,20,20);

noStroke();
fill(#FFE148);
rect(520,500,20,20);

noStroke();
fill(#FFCD00);
rect(540,500,20,20);

//7//
noStroke();
fill(#FFCD00);
rect(340,480,20,20);

noStroke();
fill(#FFE148);
rect(360,480,20,20);

noStroke();
fill(#FFE148);
rect(380,480,20,20);

noStroke();
fill(#FFE148);
rect(400,480,20,20);

noStroke();
fill(#FFE148);
rect(420,480,20,20);

noStroke();
fill(#FFE148);
rect(440,480,20,20);

noStroke();
fill(#FFE148);
rect(460,480,20,20);

noStroke();
fill(#FFE148);
rect(480,480,20,20);

noStroke();
fill(#FFE148);
rect(500,480,20,20);

noStroke();
fill(#FFE148);
rect(520,480,20,20);

noStroke();
fill(#FFCD00);
rect(540,480,20,20);

//8//
noStroke();
fill(#FFCD00);
rect(340,460,20,20);

noStroke();
fill(#FFCD00);
rect(360,460,20,20);

noStroke();
fill(#FFE148);
rect(380,460,20,20);

noStroke();
fill(#FFE148);
rect(400,460,20,20);

noStroke();
fill(#FFE148);
rect(420,460,20,20);

noStroke();
fill(#FFE148);
rect(440,460,20,20);

noStroke();
fill(#FFE148);
rect(460,460,20,20);

noStroke();
fill(#FFE148);
rect(480,460,20,20);

noStroke();
fill(#FFE148);
rect(500,460,20,20);

noStroke();
fill(#FFE148);
rect(520,460,20,20);

noStroke();
fill(#FFCD00);
rect(540,460,20,20);

//9//
noStroke();
fill(#F2942E);
rect(340,440,20,20);

noStroke();
fill(#FFCD00);
rect(360,440,20,20);

noStroke();
fill(#FFCD00);
rect(380,440,20,20);

noStroke();
fill(#FFE148);
rect(400,440,20,20);

noStroke();
fill(#FFE148);
rect(420,440,20,20);

noStroke();
fill(#FFCD00);
rect(440,440,20,20);

noStroke();
fill(#FFE148);
rect(460,440,20,20);

noStroke();
fill(#FFE148);
rect(480,440,20,20);

noStroke();
fill(#FFE148);
rect(500,440,20,20);

noStroke();
fill(#FFCD00);
rect(520,440,20,20);

noStroke();
fill(#FFCD00);
rect(540,440,20,20);

//10//
noStroke();
fill(#F2942E);
rect(340,440,20,20);

noStroke();
fill(#F2942E);
rect(360,440,20,20);

noStroke();
fill(#FFCD00);
rect(380,440,20,20);

noStroke();
fill(#FFCD00);
rect(400,440,20,20);

noStroke();
fill(#FFCD00);
rect(420,440,20,20);

noStroke();
fill(#FFCD00);
rect(440,440,20,20);

noStroke();
fill(#FFE148);
rect(460,440,20,20);

noStroke();
fill(#FFE148);
rect(480,440,20,20);

//11//
noStroke();
fill(#F2942E);
rect(380,420,20,20);

noStroke();
fill(#F2942E);
rect(400,420,20,20);

noStroke();
fill(#F2942E);
rect(420,420,20,20);

noStroke();
fill( #FFCD00);
rect(440,420,20,20);

noStroke();
fill( #FFCD00);
rect(460,420,20,20);

noStroke();
fill( #FFCD00);
rect(480,420,20,20);

noStroke();
fill(#FFE148);
rect(500,420,20,20);

noStroke();
fill( #FFCD00);
rect(520,420,20,20);

noStroke();
fill(#F2942E);
rect(540,420,20,20);

//12//
noStroke();
fill(#F2942E);
rect(380,400,20,20);

noStroke();
fill(#F2942E);
rect(400,400,20,20);

noStroke();
fill(#F2942E);
rect(420,400,20,20);

noStroke();
fill(#F2942E);
rect(440,400,20,20);

noStroke();
fill(#FFCD00);
rect(460,400,20,20);

noStroke();
fill(#F2942E);
rect(480,400,20,20);

noStroke();
fill(#FFCD00);
rect(500,400,20,20);

noStroke();
fill(#FFCD00);
rect(520,400,20,20);

noStroke();
fill(#F2942E);
rect(540,400,20,20);

//13//
noStroke();
fill(#F2942E);
rect(400,380,20,20);

noStroke();
fill(#F2942E);
rect(420,380,20,20);

noStroke();
fill(#F2942E);
rect(440,380,20,20);

noStroke();
fill(#F2942E);
rect(460,380,20,20);

noStroke();
fill(#F2942E);
rect(480,380,20,20);

noStroke();
fill(#F2942E);
rect(500,380,20,20);

noStroke();
fill(#FFCD00);
rect(520,380,20,20);

noStroke();
fill(#F2942E);
rect(540,380,20,20);

//14//
noStroke();
fill(#F2942E);
rect(440,360,20,20);

noStroke();
fill(#F2942E);
rect(460,360,20,20);

noStroke();
fill(#F2942E);
rect(480,360,20,20);

noStroke();
fill(#F2942E);
rect(500,360,20,20);

noStroke();
fill(#F2942E);
rect(520,360,20,20);

noStroke();
fill(#F2942E);
rect(540,360,20,20);

//15//
noStroke();
fill(#F2942E);
rect(480,340,20,20);

noStroke();
fill(#F2942E);
rect(500,340,20,20);

noStroke();
fill(#F2942E);
rect(540,340,20,20);

//16//
noStroke();
fill(0);
rect(680,600,20,20);

//personaje3//
//1
noStroke();
fill(0);
rect(720,600,20,20);

noStroke();
fill(0);
rect(740,600,20,20);

noStroke();
fill(0);
rect(780,600,20,20);

noStroke();
fill(0);
rect(800,600,20,20);

noStroke();
fill(0);
rect(840,600,20,20);

//2

noStroke();
fill(0);
rect(700,580,20,20);

noStroke();
fill(0);
rect(720,580,20,20);

noStroke();
fill(0);
rect(740,580,20,20);

noStroke();
fill(0);
rect(760,580,20,20);

noStroke();
fill(0);
rect(780,580,20,20);

noStroke();
fill(0);
rect(800,580,20,20);

noStroke();
fill(0);
rect(820,580,20,20);

noStroke();
fill(0);
rect(840,580,20,20);

noStroke();
fill(0);
rect(860,580,20,20);

//3
noStroke();
fill(0);
rect(680,560,20,20);

noStroke();
fill(0);
rect(700,560,20,20);

noStroke();
fill(0);
rect(720,560,20,20);

noStroke();
fill(0);
rect(740,560,20,20);

noStroke();
fill(0);
rect(760,560,20,20);

noStroke();
fill(0);
rect(780,560,20,20);

noStroke();
fill(0);
rect(800,560,20,20);

noStroke();
fill(0);
rect(820,560,20,20);

noStroke();
fill(0);
rect(840,560,20,20);

noStroke();
fill(0);
rect(860,560,20,20);

//4
noStroke();
fill(0);
rect(680,540,20,20);

noStroke();
fill(0);
rect(700,540,20,20);

noStroke();
fill(0);
rect(720,540,20,20);

noStroke();
fill(0);
rect(740,540,20,20);

noStroke();
fill(0);
rect(760,540,20,20);

noStroke();
fill(0);
rect(780,540,20,20);

noStroke();
fill(0);
rect(800,540,20,20);

noStroke();
fill(0);
rect(820,540,20,20);

noStroke();
fill(0);
rect(840,540,20,20);

noStroke();
fill(0);
rect(860,540,20,20);

noStroke();
fill(0);
rect(880,540,20,20);

//5
noStroke();
fill(0);
rect(680,520,20,20);

noStroke();
fill(0);
rect(700,520,20,20);

noStroke();
fill(0);
rect(720,520,20,20);

noStroke();
fill(0);
rect(740,520,20,20);

noStroke();
fill(0);
rect(760,520,20,20);

noStroke();
fill(0);
rect(780,520,20,20);

noStroke();
fill(0);
rect(800,520,20,20);

noStroke();
fill(0);
rect(820,520,20,20);

noStroke();
fill(0);
rect(840,520,20,20);

noStroke();
fill(0);
rect(860,520,20,20);

noStroke();
fill(0);
rect(880,520,20,20);

//6
noStroke();
fill(0);
rect(700,500,20,20);

noStroke();
fill(0);
rect(720,500,20,20);

noStroke();
fill(0);
rect(740,500,20,20);

noStroke();
fill(0);
rect(760,500,20,20);

noStroke();
fill(0);
rect(780,500,20,20);

noStroke();
fill(0);
rect(800,500,20,20);

noStroke();
fill(0);
rect(820,500,20,20);

noStroke();
fill(0);
rect(840,500,20,20);

noStroke();
fill(0);
rect(860,500,20,20);

noStroke();
fill(0);
rect(880,500,20,20);

//7
noStroke();
fill(0);
rect(700,480,20,20);

noStroke();
fill(0);
rect(720,480,20,20);

noStroke();
fill(0);
rect(740,480,20,20);

noStroke();
fill(0);
rect(760,480,20,20);

noStroke();
fill(0);
rect(780,480,20,20);

noStroke();
fill(0);
rect(800,480,20,20);

noStroke();
fill(0);
rect(820,480,20,20);

noStroke();
fill(0);
rect(840,480,20,20);

noStroke();
fill(0);
rect(860,480,20,20);

noStroke();
fill(0);
rect(880,480,20,20);

//8//
noStroke();
fill(0);
rect(700,460,20,20);

noStroke();
fill(0);
rect(720,460,20,20);

noStroke();
fill(0);
rect(740,460,20,20);

noStroke();
fill(0);
rect(760,460,20,20);

noStroke();
fill(0);
rect(780,460,20,20);

noStroke();
fill(0);
rect(800,460,20,20);

noStroke();
fill(0);
rect(820,460,20,20);

noStroke();
fill(0);
rect(840,460,20,20);

noStroke();
fill(0);
rect(880,460,20,20);

//9//
noStroke();
fill(0);
rect(700,440,20,20);

noStroke();
fill(0);
rect(720,440,20,20);

noStroke();
fill(0);
rect(740,440,20,20);

noStroke();
fill(0);
rect(760,440,20,20);

noStroke();
fill(0);
rect(780,440,20,20);

noStroke();
fill(0);
rect(800,440,20,20);

noStroke();
fill(0);
rect(820,440,20,20);

noStroke();
fill(0);
rect(840,440,20,20);

noStroke();
fill(0);
rect(880,440,20,20);

//10//
noStroke();
fill(0);
rect(720,420,20,20);

noStroke();
fill(0);
rect(740,420,20,20);


noStroke();
fill(0);
rect(760,420,20,20);


noStroke();
fill(0);
rect(780,420,20,20);

noStroke();
fill(0);
rect(800,420,20,20);

noStroke();
fill(0);
rect(820,420,20,20);

noStroke();
fill(0);
rect(880,420,20,20);

noStroke();
fill(0);
rect(920,420,20,20);

//11
noStroke();
fill(0);
rect(720,400,20,20);

noStroke();
fill(0);
rect(740,400,20,20);

noStroke();
fill(0);
rect(760,400,20,20);

noStroke();
fill(0);
rect(780,400,20,20);

noStroke();
fill(0);
rect(800,400,20,20);

noStroke();
fill(0);
rect(820,400,20,20);

noStroke();
fill(0);
rect(880,400,20,20);

noStroke();
fill(0);
rect(920,400,20,20);

//12//
noStroke();
fill(0);
rect(740,380,20,20);

noStroke();
fill(0);
rect(760,380,20,20);

noStroke();
fill(0);
rect(780,380,20,20);

noStroke();
fill(0);
rect(800,380,20,20);

noStroke();
fill(0);
rect(880,380,20,20);

noStroke();
fill(0);
rect(900,380,20,20);

noStroke();
fill(0);
rect(920,380,20,20);

//13//
noStroke();
fill(0);
rect(720,360,20,20);

noStroke();
fill(0);
rect(740,360,20,20);

noStroke();
fill(0);
rect(760,360,20,20);

noStroke();
fill(0);
rect(780,360,20,20);

noStroke();
fill(0);
rect(800,360,20,20);

noStroke();
fill(0);
rect(900,360,20,20);

//14//
noStroke();
fill(0);
rect(700,340,20,20);

noStroke();
fill(#E51515);
rect(720,340,20,20);

noStroke();
fill(#FFB2B2);
rect(740,340,20,20);

noStroke();
fill(#FFB2B2);
rect(760,340,20,20);

noStroke();
fill(#FFB2B2);
rect(780,340,20,20);

noStroke();
fill(#E51515);
rect(800,340,20,20);

noStroke();
fill(0);
rect(820,340,20,20);

//15//
noStroke();
fill(0);
rect(640,320,20,20);

noStroke();
fill(0);
rect(640,320,20,20);

noStroke();
fill(0);
rect(660,320,20,20);

noStroke();
fill(0);
rect(680,320,20,20);

noStroke();
fill(0);
rect(700,320,20,20);

noStroke();
fill(255);
rect(720,320,20,20);

noStroke();
fill(#E51515);
rect(740,320,20,20);

noStroke();
fill( #E51515);
rect(760,320,20,20);

noStroke();
fill( #E51515);
rect(780,320,20,20);

noStroke();
fill(255);
rect(800,320,20,20);

noStroke();
fill(0);
rect(820,320,20,20);

noStroke();
fill(0);
rect(840,320,20,20);

noStroke();
fill(0);
rect(860,320,20,20);

noStroke();
fill(0);
rect(880,320,20,20);

//16//
noStroke();
fill(0);
rect(680,300,20,20);

noStroke();
fill(0);
rect(700,300,20,20);

noStroke();
fill(0);
rect(720,300,20,20);

noStroke();
fill(0);
rect(740,300,20,20);

noStroke();
fill(0);
rect(760,300,20,20);

noStroke();
fill(0);
rect(780,300,20,20);

noStroke();
fill(0);
rect(800,300,20,20);

noStroke();
fill(0);
rect(820,300,20,20);

noStroke();
fill(0);
rect(840,300,20,20);

//17//
noStroke();
fill(0);
rect(640,280,20,20);

noStroke();
fill(0);
rect(660,280,20,20);

noStroke();
fill(0);
rect(680,280,20,20);

noStroke();
fill(255);
rect(700,280,20,20);

noStroke();
fill(255);
rect(720,280,20,20);

noStroke();
fill(0);
rect(740,280,20,20);

noStroke();
fill(#E51515);
rect(760,280,20,20);

noStroke();
fill(0);
rect(780,280,20,20);

noStroke();
fill(255);
rect(800,280,20,20);

noStroke();
fill(255);
rect(820,280,20,20);

noStroke();
fill(0);
rect(840,280,20,20);

noStroke();
fill(0);
rect(860,280,20,20);

noStroke();
fill(0);
rect(880,280,20,20);


//18//
noStroke();
fill(0);
rect(680,280,20,20);

noStroke();
fill(255);
rect(700,280,20,20);

noStroke();
fill(#A0A0A0);
rect(720,280,20,20);

noStroke();
fill(0);
rect(740,280,20,20);

noStroke();
fill(0);
rect(760,280,20,20);

noStroke();
fill(0);
rect(780,280,20,20);

noStroke();
fill(#A0A0A0);
rect(800,280,20,20);

noStroke();
fill(255);
rect(820,280,20,20);

noStroke();
fill(0);
rect(840,280,20,20);

//19//
noStroke();
fill(0);
rect(680,260,20,20);

noStroke();
fill(255);
rect(700,260,20,20);

noStroke();
fill(255);
rect(720,260,20,20);

noStroke();
fill(0);
rect(740,260,20,20);

noStroke();
fill(0);
rect(760,260,20,20);

noStroke();
fill(0);
rect(780,260,20,20);

noStroke();
fill(255);
rect(800,260,20,20);

noStroke();
fill(255);
rect(820,260,20,20);

noStroke();
fill(0);
rect(840,260,20,20);

//20//
noStroke();
fill(#DBADE8);
rect(680,240,20,20);

noStroke();
fill(0);
rect(700,240,20,20);

noStroke();
fill(0);
rect(720,240,20,20);

noStroke();
fill(0);
rect(740,240,20,20);

noStroke();
fill(0);
rect(760,240,20,20);

noStroke();
fill(0);
rect(780,240,20,20);

noStroke();
fill(0);
rect(800,240,20,20);

noStroke();
fill(0);
rect(820,240,20,20);

noStroke();
fill(#DBADE8);
rect(840,240,20,20);

//21
noStroke();
fill(#DBADE8);
rect(680,220,20,20);

noStroke();
fill(#DBADE8);
rect(700,220,20,20);

noStroke();
fill(0);
rect(720,220,20,20);

noStroke();
fill(0);
rect(800,220,20,20);

noStroke();
fill(#DBADE8);
rect(820,220,20,20);

noStroke();
fill(#DBADE8);
rect(840,220,20,20);

//22//
noStroke();
fill(#DBADE8);
rect(680,200,20,20);

noStroke();
fill(#DBADE8);
rect(700,200,20,20);

noStroke();
fill(0);
rect(720,200,20,20);

noStroke();
fill(0);
rect(800,200,20,20);

noStroke();
fill(#DBADE8);
rect(820,200,20,20);

noStroke();
fill(#DBADE8);
rect(840,200,20,20);

//23//
noStroke();
fill(#DBADE8);
rect(680,180,20,20);

noStroke();
fill(0);
rect(700,180,20,20);

noStroke();
fill(0);
rect(820,180,20,20);

noStroke();
fill(#DBADE8);
rect(840,180,20,20);

//24//
noStroke();
fill(0);
rect(680,160,20,20);

noStroke();
fill(0);
rect(840,160,20,20);




//PERSONAJECACTUS//

//1//

noStroke();
fill(#FFC081);
rect(1100,600,20,20);

noStroke();
fill(#FFC081);
rect(1120,600,20,20);

noStroke();
fill(#FFC081);
rect(1140,600,20,20);

noStroke();
fill(#FFC081);
rect(1160,600,20,20);

noStroke();
fill(#FFC081);
rect(1180,600,20,20);

noStroke();
fill(#FFC081);
rect(1200,600,20,20);

noStroke();
fill(#FFC081);
rect(1220,600,20,20);

noStroke();
fill(#FFC081);
rect(1240,600,20,20);

//2//

noStroke();
fill(#FFC081);
rect(1100,580,20,20);

noStroke();
fill(#FFC081);
rect(1120,580,20,20);

noStroke();
fill(#FFC081);
rect(1140,580,20,20);

noStroke();
fill(#FFC081);
rect(1160,580,20,20);

noStroke();
fill(#FFC081);
rect(1180,580,20,20);

noStroke();
fill(#FFC081);
rect(1200,580,20,20);

noStroke();
fill(#FFC081);
rect(1220,580,20,20);

noStroke();
fill(#FFC081);
rect(1240,580,20,20);

//3//
noStroke();
fill(#FFC081);
rect(1100,560,20,20);

noStroke();
fill(#FFC081);
rect(1120,560,20,20);

noStroke();
fill(#FFC081);
rect(1140,560,20,20);

noStroke();
fill(#FFC081);
rect(1160,560,20,20);

noStroke();
fill(#FFC081);
rect(1180,560,20,20);

noStroke();
fill(#FFC081);
rect(1200,560,20,20);

noStroke();
fill(#FFC081);
rect(1220,560,20,20);

noStroke();
fill(#FFC081);
rect(1240,560,20,20);

//4//
noStroke();
fill(#FFC081);
rect(1100,540,20,20);

noStroke();
fill(#FFC081);
rect(1120,540,20,20);

noStroke();
fill(#FFC081);
rect(1140,540,20,20);

noStroke();
fill(#FFC081);
rect(1160,540,20,20);

noStroke();
fill(#FFC081);
rect(1180,540,20,20);

noStroke();
fill(#FFC081);
rect(1200,540,20,20);

noStroke();
fill(#FFC081);
rect(1220,540,20,20);

noStroke();
fill(#FFC081);
rect(1240,540,20,20);

//5//

noStroke();
fill(#FF8E1C);
rect(1100,520,20,20);

noStroke();
fill(#FF8E1C);
rect(1100,520,20,20);

noStroke();
fill(#FF8E1C);
rect(1120,520,20,20);

noStroke();
fill(#FF8E1C);
rect(1140,520,20,20);

noStroke();
fill(#FF8E1C);
rect(1160,520,20,20);

noStroke();
fill(#FF8E1C);
rect(1180,520,20,20);

noStroke();
fill(#FF8E1C);
rect(1200,520,20,20);

noStroke();
fill(#FF8E1C);
rect(1220,520,20,20);

noStroke();
fill(#FF8E1C);
rect(1240,520,20,20);

//6//
noStroke();
fill(#FFC081);
rect(1080,500,20,20);

noStroke();
fill(#FFC081);
rect(1100,500,20,20);

noStroke();
fill(#FFC081);
rect(1120,500,20,20);

noStroke();
fill(#FFC081);
rect(1140,500,20,20);

noStroke();
fill(#FFC081);
rect(1160,500,20,20);

noStroke();
fill(#FFC081);
rect(1180,500,20,20);

noStroke();
fill(#FFC081);
rect(1200,500,20,20);

noStroke();
fill(#FFC081);
rect(1220,500,20,20);

noStroke();
fill(#FFC081);
rect(1240,500,20,20);

noStroke();
fill(#FFC081);
rect(1260,500,20,20);

//7//
noStroke();
fill(#FFC081);
rect(1080,480,20,20);

noStroke();
fill(#FFC081);
rect(1100,480,20,20);

noStroke();
fill(#FFC081);
rect(1120,480,20,20);

noStroke();
fill(#FFC081);
rect(1140,480,20,20);

noStroke();
fill(#FFC081);
rect(1160,480,20,20);

noStroke();
fill(#FFC081);
rect(1180,480,20,20);

noStroke();
fill(#FFC081);
rect(1200,480,20,20);

noStroke();
fill(#FFC081);
rect(1220,480,20,20);

noStroke();
fill(#FFC081);
rect(1240,480,20,20);

noStroke();
fill(#FFC081);
rect(1260,480,20,20);

//8//
noStroke();
fill(#9BCE66);
rect(1100,460,20,20);

noStroke();
fill(#9BCE66);
rect(1120,460,20,20);

noStroke();
fill(#9BCE66);
rect(1140,460,20,20);

noStroke();
fill(0);
rect(1160,460,20,20);

noStroke();
fill(0);
rect(1180,460,20,20);

noStroke();
fill(#9BCE66);
rect(1200,460,20,20);

noStroke();
fill(#9BCE66);
rect(1220,460,20,20);

noStroke();
fill(#9BCE66);
rect(1240,460,20,20);

//9//
noStroke();
fill(#5BB200);
rect(1080,440,20,20);
noStroke();
fill(0);
rect(1140,440,20,20);
noStroke();
fill(0);
rect(1200,440,20,20);
noStroke();
fill(#5BB200);
rect(1260,440,20,20);

noStroke();
fill(#9BCE66);
rect(1100,440,20,20);

noStroke();
fill(#9BCE66);
rect(1120,440,20,20);

noStroke();
fill(#9BCE66);
rect(1160,440,20,20);

noStroke();
fill(#9BCE66);
rect(1180,440,20,20);

noStroke();
fill(#9BCE66);
rect(1220,440,20,20);

noStroke();
fill(#9BCE66);
rect(1240,440,20,20);

//10//
noStroke();
fill(#9BCE66);
rect(1100,420,20,20);

noStroke();
fill(#9BCE66);
rect(1120,420,20,20);

noStroke();
fill(#9BCE66);
rect(1140,420,20,20);

noStroke();
fill(#9BCE66);
rect(1160,420,20,20);

noStroke();
fill(#9BCE66);
rect(1180,420,20,20);

noStroke();
fill(#9BCE66);
rect(1200,420,20,20);

noStroke();
fill(#9BCE66);
rect(1220,420,20,20);

noStroke();
fill(#9BCE66);
rect(1240,420,20,20);

//11//
noStroke();
fill(0);
rect(1140,400,20,20);

noStroke();
fill(0);
rect(1200,400,20,20);

noStroke();
fill(#9BCE66);
rect(1120,400,20,20);
noStroke();
fill(#9BCE66);
rect(1160,400,20,20);
noStroke();
fill(#9BCE66);
rect(1180,400,20,20);
noStroke();
fill(#9BCE66);
rect(1220,400,20,20);

//12//
noStroke();
fill(#5BB200);
rect(1100,380,20,20);
noStroke();
fill(#5BB200);
rect(1240,380,20,20);

noStroke();
fill(#9BCE66);
rect(1120,380,20,20);
noStroke();
fill(#9BCE66);
rect(1140,380,20,20);
noStroke();
fill(#9BCE66);
rect(1160,380,20,20);
noStroke();
fill(#9BCE66);
rect(1180,380,20,20);
noStroke();
fill(#9BCE66);
rect(1200,380,20,20);
noStroke();
fill(#9BCE66);
rect(1220,380,20,20);

//13//
noStroke();
fill(#9BCE66);
rect(1160,360,20,20);

noStroke();
fill(#9BCE66);
rect(1180,360,20,20);

noStroke();
fill(#5BB200);
rect(1180,340,20,20);


//PERSONAJE 5//
noStroke();
fill(#7E7E7E);
rect(1400,600,20,20);

noStroke();
fill(#7E7E7E);
rect(1420,600,20,20);

noStroke();
fill(#7E7E7E);
rect(1440,600,20,20);

noStroke();
fill(#7E7E7E);
rect(1460,600,20,20);

noStroke();
fill(#7E7E7E);
rect(1480,600,20,20);

noStroke();
fill(#CECECE);
rect(1500,600,20,20);

noStroke();
fill(#CECECE);
rect(1520,600,20,20);

noStroke();
fill(#CECECE);
rect(1540,600,20,20);

noStroke();
fill(#7E7E7E);
rect(1560,600,20,20);

noStroke();
fill(#7E7E7E);
rect(1580,600,20,20);

noStroke();
fill(#7E7E7E);
rect(1600,600,20,20);

noStroke();
fill(#7E7E7E);
rect(1620,600,20,20);

noStroke();
fill(#7E7E7E);
rect(1640,600,20,20);

//2
noStroke();
fill(#CECECE);
rect(1400,580,20,20);

noStroke();
fill(#7E7E7E);
rect(1420,580,20,20);

noStroke();
fill(#7E7E7E);
rect(1440,580,20,20);

noStroke();
fill(#CECECE);
rect(1460,580,20,20);

noStroke();
fill(#CECECE);
rect(1480,580,20,20);

noStroke();
fill(#F5EDDA);
rect(1500,580,20,20);

noStroke();
fill(#F5EDDA);
rect(1520,580,20,20);

noStroke();
fill(#F5EDDA);
rect(1540,580,20,20);

noStroke();
fill(#CECECE);
rect(1560,580,20,20);

noStroke();
fill(#CECECE);
rect(1580,580,20,20);

noStroke();
fill(#7E7E7E);
rect(1600,580,20,20);

noStroke();
fill(#7E7E7E);
rect(1620,580,20,20);

noStroke();
fill(#CECECE);
rect(1640,580,20,20);

//3
noStroke();
fill(#CECECE);
rect(1380,560,20,20);

noStroke();
fill(#CECECE);
rect(1400,560,20,20);

noStroke();
fill(#CECECE);
rect(1420,560,20,20);

noStroke();
fill(#CECECE);
rect(1440,560,20,20);

noStroke();
fill(#F5EDDA);
rect(1460,560,20,20);

noStroke();
fill(#F5EDDA);
rect(1480,560,20,20);

noStroke();
fill(#F5EDDA);
rect(1500,560,20,20);

noStroke();
fill(#F5EDDA);
rect(1520,560,20,20);

noStroke();
fill(#F5EDDA);
rect(1540,560,20,20);

noStroke();
fill(#F5EDDA);
rect(1560,560,20,20);

noStroke();
fill(#F5EDDA);
rect(1580,560,20,20);

noStroke();
fill(#CECECE);
rect(1600,560,20,20);

noStroke();
fill(#CECECE);
rect(1620,560,20,20);

noStroke();
fill(#CECECE);
rect(1640,560,20,20);

noStroke();
fill(#CECECE);
rect(1660,560,20,20);

//5//
noStroke();
fill(#CECECE);
rect(1360,540,20,20);

noStroke();
fill(#CECECE);
rect(1380,540,20,20);

noStroke();
fill(#CECECE);
rect(1400,540,20,20);

noStroke();
fill(#F5EDDA);
rect(1420,540,20,20);
noStroke();
fill(#F5EDDA);
rect(1440,540,20,20);
noStroke();
fill(#F5EDDA);
rect(1460,540,20,20);
noStroke();
fill(#F5EDDA);
rect(1480,540,20,20);
noStroke();
fill(#F5EDDA);
rect(1500,540,20,20);
noStroke();
fill(#F5EDDA);
rect(1520,540,20,20);
noStroke();
fill(#F5EDDA);
rect(1540,540,20,20);
noStroke();
fill(#F5EDDA);
rect(1560,540,20,20);
noStroke();
fill(#F5EDDA);
rect(1580,540,20,20);
noStroke();
fill(#F5EDDA);
rect(1600,540,20,20);
noStroke();
fill(#F5EDDA);
rect(1620,540,20,20);

noStroke();
fill(#CECECE);
rect(1640,540,20,20);

noStroke();
fill(#CECECE);
rect(1660,540,20,20);
noStroke();
fill(#CECECE);
rect(1680,540,20,20);

//5.2//
noStroke();
fill(#CECECE);
rect(1360,520,20,20);
noStroke();
fill(#CECECE);
rect(1680,520,20,20);

noStroke();
fill(#F5EDDA);
rect(1380,520,20,20);
noStroke();
fill(#F5EDDA);
rect(1400,520,20,20);
noStroke();
fill(#F5EDDA);
rect(1420,520,20,20);
noStroke();
fill(#F5EDDA);
rect(1440,520,20,20);
noStroke();
fill(#F5EDDA);
rect(1460,520,20,20);
noStroke();
fill(#F5EDDA);
rect(1480,520,20,20);
noStroke();
fill(#F5EDDA);
rect(1500,520,20,20);
noStroke();
fill(#F5EDDA);
rect(1520,520,20,20);
noStroke();
fill(#F5EDDA);
rect(1540,520,20,20);
noStroke();
fill(#F5EDDA);
rect(1560,520,20,20);
noStroke();
fill(#F5EDDA);
rect(1580,520,20,20);
noStroke();
fill(#F5EDDA);
rect(1600,520,20,20);
noStroke();
fill(#F5EDDA);
rect(1620,520,20,20);
noStroke();
fill(#F5EDDA);
rect(1640,520,20,20);
noStroke();
fill(#F5EDDA);
rect(1660,520,20,20);

//6//

noStroke();
fill(#F5EDDA);
rect(1360,500,20,20);
noStroke();
fill(#F5EDDA);
rect(1380,500,20,20);
noStroke();
fill(#F5EDDA);
rect(1400,500,20,20);
noStroke();
fill(#F5EDDA);
rect(1420,500,20,20);
noStroke();
fill(#F5EDDA);
rect(1440,500,20,20);
noStroke();
fill(#F5EDDA);
rect(1460,500,20,20);
noStroke();
fill(#F5EDDA);
rect(1480,500,20,20);
noStroke();
fill(#F5EDDA);
rect(1500,500,20,20);
noStroke();
fill(#F5EDDA);
rect(1520,500,20,20);
noStroke();
fill(#F5EDDA);
rect(1540,500,20,20);
noStroke();
fill(#F5EDDA);
rect(1560,500,20,20);
noStroke();
fill(#F5EDDA);
rect(1580,500,20,20);
noStroke();
fill(#F5EDDA);
rect(1600,500,20,20);
noStroke();
fill(#F5EDDA);
rect(1620,500,20,20);
noStroke();
fill(#F5EDDA);
rect(1640,500,20,20);
noStroke();
fill(#F5EDDA);
rect(1660,500,20,20);
noStroke();
fill(#F5EDDA);
rect(1680,500,20,20);

//7//

noStroke();
fill(#7E7E7E);
rect(1340,480,20,20);

noStroke();
fill(#7E7E7E);
rect(1700,480,20,20);

noStroke();
fill(#F5EDDA);
rect(1360,480,20,20);
noStroke();
fill(#F5EDDA);
rect(1380,480,20,20);
noStroke();
fill(#F5EDDA);
rect(1400,480,20,20);
noStroke();
fill(#F5EDDA);
rect(1420,480,20,20);
noStroke();
fill(#F5EDDA);
rect(1440,480,20,20);
noStroke();
fill(#F5EDDA);
rect(1460,480,20,20);
noStroke();
fill(#F5EDDA);
rect(1480,480,20,20);
noStroke();
fill(#F5EDDA);
rect(1500,480,20,20);
noStroke();
fill(#F5EDDA);
rect(1520,480,20,20);
noStroke();
fill(#F5EDDA);
rect(1540,480,20,20);
noStroke();
fill(#F5EDDA);
rect(1560,480,20,20);
noStroke();
fill(#F5EDDA);
rect(1580,480,20,20);
noStroke();
fill(#F5EDDA);
rect(1600,480,20,20);
noStroke();
fill(#F5EDDA);
rect(1620,480,20,20);
noStroke();
fill(#F5EDDA);
rect(1640,480,20,20);
noStroke();
fill(#F5EDDA);
rect(1660,480,20,20);
noStroke();
fill(#F5EDDA);
rect(1680,480,20,20);

//8//
noStroke();
fill(#7E7E7E);
rect(1340,460,20,20);
noStroke();
fill(#7E7E7E);
rect(1700,460,20,20);


noStroke();
fill(#F5EDDA);
rect(1360,460,20,20);
noStroke();
fill(#F5EDDA);
rect(1380,460,20,20);
noStroke();
fill(#F5EDDA);
rect(1400,460,20,20);
noStroke();
fill(#F5EDDA);
rect(1420,460,20,20);
noStroke();
fill(#F5EDDA);
rect(1440,460,20,20);
noStroke();
fill(#F5EDDA);
rect(1460,460,20,20);
noStroke();
fill(#F5EDDA);
rect(1380,460,20,20);
noStroke();
fill(#F5EDDA);
rect(1480,460,20,20);
noStroke();
fill(#F5EDDA);
rect(1500,460,20,20);
noStroke();
fill(#F5EDDA);
rect(1520,460,20,20);
noStroke();
fill(#F5EDDA);
rect(1540,460,20,20);
noStroke();
fill(#F5EDDA);
rect(1560,460,20,20);
noStroke();
fill(#F5EDDA);
rect(1580,460,20,20);
noStroke();
fill(#F5EDDA);
rect(1600,460,20,20);
noStroke();
fill(#F5EDDA);
rect(1620,460,20,20);
noStroke();
fill(#F5EDDA);
rect(1640,460,20,20);
noStroke();
fill(#F5EDDA);
rect(1660,460,20,20);
noStroke();
fill(#F5EDDA);
rect(1680,460,20,20);

//8
noStroke();
fill(#CECECE);
rect(1320,440,20,20);
noStroke();
fill(#7E7E7E);
rect(1340,440,20,20);

noStroke();
fill(#CECECE);
rect(1720,440,20,20);
noStroke();
fill(#7E7E7E);
rect(1700,440,20,20);

noStroke();
fill(#F5EDDA);
rect(1360,440,20,20);
noStroke();
fill(#F5EDDA);
rect(1680,440,20,20);
noStroke();
fill(#F5EDDA);
rect(1380,440,20,20);
noStroke();
fill(#F5EDDA);
rect(1400,440,20,20);
noStroke();
fill(#F5EDDA);
rect(1420,440,20,20);
noStroke();
fill(#F5EDDA);
rect(1440,440,20,20);
noStroke();
fill(#F5EDDA);
rect(1460,440,20,20);
noStroke();
fill(#F5EDDA);
rect(1480,440,20,20);
noStroke();
fill(#F5EDDA);
rect(1500,440,20,20);
noStroke();
fill(#F5EDDA);
rect(1520,440,20,20);
noStroke();
fill(#F5EDDA);
rect(1540,440,20,20);
noStroke();
fill(#F5EDDA);
rect(1560,440,20,20);
noStroke();
fill(#F5EDDA);
rect(1580,440,20,20);
noStroke();
fill(#F5EDDA);
rect(1600,440,20,20);
noStroke();
fill(#F5EDDA);
rect(1620,440,20,20);
noStroke();
fill(#F5EDDA);
rect(1640,440,20,20);
noStroke();
fill(#F5EDDA);
rect(1660,440,20,20);

//9//
noStroke();
fill(#CECECE);
rect(1320,420,20,20);

noStroke();
fill(#CECECE);
rect(1340,420,20,20);

noStroke();
fill(#CECECE);
rect(1700,420,20,20);
noStroke();
fill(#CECECE);
rect(1720,420,20,20);

noStroke();
fill(#F5EDDA);
rect(1360,420,20,20);
noStroke();
fill(#CECECE);
rect(1380,420,20,20);
noStroke();
fill(#F5EDDA);
rect(1400,420,20,20);
noStroke();
fill(#CECECE);
rect(1420,420,20,20);
noStroke();
fill(#F5EDDA);
rect(1440,420,20,20);
noStroke();
fill(#CECECE);
rect(1460,420,20,20);
noStroke();
fill(#F5EDDA);
rect(1480,420,20,20);
noStroke();
fill(#CECECE);
rect(1500,420,20,20);
noStroke();
fill(#F5EDDA);
rect(1520,420,20,20);
noStroke();
fill(#CECECE);
rect(1540,420,20,20);
noStroke();
fill(#F5EDDA);
rect(1560,420,20,20);
noStroke();
fill(#CECECE);
rect(1580,420,20,20);
noStroke();
fill(#F5EDDA);
rect(1600,420,20,20);
noStroke();
fill(#CECECE);
rect(1620,420,20,20);
noStroke();
fill(#F5EDDA);
rect(1640,420,20,20);
noStroke();
fill(#CECECE);
rect(1660,420,20,20);
noStroke();
fill(#F5EDDA);
rect(1680,420,20,20);

//10//
noStroke();
fill(#CECECE);
rect(1320,400,20,20);
noStroke();
fill(#CECECE);
rect(1340,400,20,20);
noStroke();
fill(#CECECE);
rect(1720,400,20,20);
noStroke();
fill(#CECECE);
rect(1700,400,20,20);

noStroke();
fill(#F5EDDA);
rect(1360,400,20,20);
noStroke();
fill(#F5EDDA);
rect(1380,400,20,20);

noStroke();
fill(#CECECE);
rect(1400,400,20,20);
noStroke();
fill(#F5EDDA);
rect(1420,400,20,20);
noStroke();
fill(#F5EDDA);
rect(1440,400,20,20);
noStroke();
fill(#F5EDDA);
rect(1460,400,20,20);
noStroke();
fill(#CECECE);
rect(1480,400,20,20);
noStroke();
fill(#F5EDDA);
rect(1500,400,20,20);
noStroke();
fill(#F5EDDA);
rect(1520,400,20,20);
noStroke();
fill(#F5EDDA);
rect(1540,400,20,20);
noStroke();
fill(#CECECE);
rect(1560,400,20,20);
noStroke();
fill(#F5EDDA);
rect(1580,400,20,20);
noStroke();
fill(#F5EDDA);
rect(1600,400,20,20);
noStroke();
fill(#F5EDDA);
rect(1620,400,20,20);
noStroke();
fill(#CECECE);
rect(1640,400,20,20);
noStroke();
fill(#F5EDDA);
rect(1660,400,20,20);
noStroke();
fill(#F5EDDA);
rect(1680,400,20,20);

//11
noStroke();
fill(#CECECE);
rect(1320,380,20,20);
noStroke();
fill(#CECECE);
rect(1340,380,20,20);

noStroke();
fill(#CECECE);
rect(1700,380,20,20);
noStroke();
fill(#CECECE);
rect(1720,380,20,20);

noStroke();
fill(#F5EDDA);
rect(1360,380,20,20);
noStroke();
fill(#F5EDDA);
rect(1380,380,20,20);
noStroke();
fill(#F5EDDA);
rect(1400,380,20,20);
noStroke();
fill(#F5EDDA);
rect(1420,380,20,20);
noStroke();
fill(#F5EDDA);
rect(1440,380,20,20);
noStroke();
fill(#F5EDDA);
rect(1460,380,20,20);
noStroke();
fill(#F5EDDA);
rect(1480,380,20,20);
noStroke();
fill(#F5EDDA);
rect(1500,380,20,20);
noStroke();
fill(#F5EDDA);
rect(1520,380,20,20);
noStroke();
fill(#F5EDDA);
rect(1540,380,20,20);
noStroke();
fill(#F5EDDA);
rect(1560,380,20,20);
noStroke();
fill(#F5EDDA);
rect(1580,380,20,20);
noStroke();
fill(#F5EDDA);
rect(1600,380,20,20);
noStroke();
fill(#F5EDDA);
rect(1620,380,20,20);
noStroke();
fill(#F5EDDA);
rect(1640,380,20,20);
noStroke();
fill(#F5EDDA);
rect(1660,380,20,20);
noStroke();
fill(#F5EDDA);
rect(1680,380,20,20);

//12//
noStroke();
fill(#CECECE);
rect(1340,380,20,20);

noStroke();
fill(#F5EDDA);
rect(1360,380,20,20);
noStroke();
fill(#F5EDDA);
rect(1380,380,20,20);
noStroke();
fill(#F5EDDA);
rect(1400,380,20,20);
noStroke();
fill(#CECECE);
rect(1420,380,20,20);
noStroke();
fill(#F5EDDA);
rect(1440,380,20,20);
noStroke();
fill(#CECECE);
rect(1460,380,20,20);
noStroke();
fill(#F5EDDA);
rect(1480,380,20,20);
noStroke();
fill(#F5EDDA);
rect(1500,380,20,20);
noStroke();
fill(#F5EDDA);
rect(1520,380,20,20);
noStroke();
fill(#F5EDDA);
rect(1540,380,20,20);
noStroke();
fill(#F5EDDA);
rect(1560,380,20,20);
noStroke();
fill(#CECECE);
rect(1580,380,20,20);
noStroke();
fill(#F5EDDA);
rect(1600,380,20,20);
noStroke();
fill(#CECECE);
rect(1620,380,20,20);
noStroke();
fill(#F5EDDA);
rect(1640,380,20,20);
noStroke();
fill(#F5EDDA);
rect(1660,380,20,20);
noStroke();
fill(#F5EDDA);
rect(1680,380,20,20);

//13//

noStroke();
fill(#CECECE);
rect(1340,360,20,20);
noStroke();
fill(#CECECE);
rect(1360,360,20,20);

noStroke();
fill(#F5EDDA);
rect(1380,360,20,20);
noStroke();
fill(#F5EDDA);
rect(1400,360,20,20);

noStroke();
fill(#F5EDDA);
rect(1420,360,20,20);

noStroke();
fill(#CECECE);
rect(1440,360,20,20);

noStroke();
fill(#F5EDDA);
rect(1460,360,20,20);

noStroke();
fill(#F5EDDA);
rect(1480,360,20,20);

noStroke();
fill(#F5EDDA);
rect(1500,360,20,20);

noStroke();
fill(#F5EDDA);
rect(1520,360,20,20);

noStroke();
fill(#F5EDDA);
rect(1540,360,20,20);

noStroke();
fill(#F5EDDA);
rect(1560,360,20,20);

noStroke();
fill(#F5EDDA);
rect(1580,360,20,20);

noStroke();
fill(#CECECE);
rect(1600,360,20,20);

noStroke();
fill(#F5EDDA);
rect(1620,360,20,20);

noStroke();
fill(#F5EDDA);
rect(1640,360,20,20);

noStroke();
fill(#F5EDDA);
rect(1660,360,20,20);

noStroke();
fill(#CECECE);
rect(1680,360,20,20);

noStroke();
fill(#CECECE);
rect(1700,360,20,20);

//14
noStroke();
fill(#CECECE);
rect(1360,340,20,20);

noStroke();
fill(#CECECE);
rect(1380,340,20,20);

noStroke();
fill(#F5EDDA);
rect(1400,340,20,20);
noStroke();
fill(#F5EDDA);
rect(1420,340,20,20);
noStroke();
fill(#F5EDDA);
rect(1440,340,20,20);
noStroke();
fill(#F5EDDA);
rect(1460,340,20,20);
noStroke();
fill(#F5EDDA);
rect(1480,340,20,20);

noStroke();
fill(#CECECE);
rect(1500,340,20,20);
noStroke();
fill(#F5EDDA);
rect(1520,340,20,20);
noStroke();
fill(#CECECE);
rect(1540,340,20,20);

noStroke();
fill(#F5EDDA);
rect(1560,340,20,20);
noStroke();
fill(#F5EDDA);
rect(1580,340,20,20);
noStroke();
fill(#F5EDDA);
rect(1600,340,20,20);
noStroke();
fill(#F5EDDA);
rect(1620,340,20,20);
noStroke();
fill(#F5EDDA);
rect(1640,340,20,20);

noStroke();
fill(#CECECE);
rect(1660,340,20,20);
noStroke();
fill(#CECECE);
rect(1680,340,20,20);
noStroke();
fill(#CECECE);
rect(1700,340,20,20);

//15//
noStroke();
fill(#CECECE);
rect(1360,320,20,20);

noStroke();
fill(#CECECE);
rect(1380,320,20,20);

noStroke();
fill(#CECECE);
rect(1400,320,20,20);

noStroke();
fill(#F5EDDA);
rect(1420,320,20,20);
noStroke();
fill(#F5EDDA);
rect(1440,320,20,20);
noStroke();
fill(#F5EDDA);
rect(1460,320,20,20);
noStroke();
fill(#F5EDDA);
rect(1480,320,20,20);
noStroke();
fill(#F5EDDA);
rect(1500,320,20,20);
noStroke();
fill(#F5EDDA);
rect(1540,320,20,20);
noStroke();
fill(#F5EDDA);
rect(1560,320,20,20);
noStroke();
fill(#F5EDDA);
rect(1580,320,20,20);
noStroke();
fill(#F5EDDA);
rect(1600,320,20,20);
noStroke();
fill(#F5EDDA);
rect(1620,320,20,20);

noStroke();
fill(#CECECE);
rect(1520,320,20,20);
noStroke();
fill(#CECECE);
rect(1640,320,20,20);
noStroke();
fill(#CECECE);
rect(1660,320,20,20);
noStroke();
fill(#CECECE);
rect(1680,320,20,20);

//16//
noStroke();
fill(#CECECE);
rect(1380,300,20,20);
noStroke();
fill(#CECECE);
rect(1400,300,20,20);
noStroke();
fill(#CECECE);
rect(1420,300,20,20);
noStroke();
fill(#CECECE);
rect(1440,300,20,20);
noStroke();
fill(#CECECE);
rect(1600,300,20,20);
noStroke();
fill(#CECECE);
rect(1620,300,20,20);
noStroke();
fill(#CECECE);
rect(1640,300,20,20);
noStroke();
fill(#CECECE);
rect(1660,300,20,20);

noStroke();
fill(#F5EDDA);
rect(1460,300,20,20);
noStroke();
fill(#F5EDDA);
rect(1480,300,20,20);
noStroke();
fill(#F5EDDA);
rect(1500,300,20,20);
noStroke();
fill(#F5EDDA);
rect(1520,300,20,20);
noStroke();
fill(#F5EDDA);
rect(1540,300,20,20);
noStroke();
fill(#F5EDDA);
rect(1560,300,20,20);
noStroke();
fill(#F5EDDA);
rect(1580,300,20,20);

//17
noStroke();
fill(#CECECE);
rect(1380,280,20,20);

noStroke();
fill(#CECECE);
rect(1400,280,20,20);

noStroke();
fill(#CECECE);
rect(1420,280,20,20);

noStroke();
fill(#CECECE);
rect(1440,280,20,20);

noStroke();
fill(#CECECE);
rect(1460,280,20,20);

noStroke();
fill(#CECECE);
rect(1480,280,20,20);

noStroke();
fill(#CECECE);
rect(1500,280,20,20);

noStroke();
fill(#CECECE);
rect(1520,280,20,20);

noStroke();
fill(#CECECE);
rect(1540,280,20,20);

noStroke();
fill(#CECECE);
rect(1560,280,20,20);

noStroke();
fill(#CECECE);
rect(1580,280,20,20);

noStroke();
fill(#CECECE);
rect(1600,280,20,20);

noStroke();
fill(#CECECE);
rect(1620,280,20,20);

noStroke();
fill(#CECECE);
rect(1640,280,20,20);

noStroke();
fill(#CECECE);
rect(1660,280,20,20);


//18
noStroke();
fill(#CECECE);
rect(1380,260,20,20);

noStroke();
fill(#CECECE);
rect(1400,260,20,20);

noStroke();
fill(#CECECE);
rect(1420,260,20,20);

noStroke();
fill(#CECECE);
rect(1440,260,20,20);

noStroke();
fill(#CECECE);
rect(1460,260,20,20);

noStroke();
fill(#CECECE);
rect(1480,260,20,20);

noStroke();
fill(#CECECE);
rect(1500,260,20,20);

noStroke();
fill(#CECECE);
rect(1520,260,20,20);

noStroke();
fill(#CECECE);
rect(1540,260,20,20);

noStroke();
fill(#CECECE);
rect(1560,260,20,20);

noStroke();
fill(#CECECE);
rect(1580,260,20,20);

noStroke();
fill(#CECECE);
rect(1600,260,20,20);

noStroke();
fill(#CECECE);
rect(1620,260,20,20);

noStroke();
fill(#CECECE);
rect(1640,260,20,20);

noStroke();
fill(#CECECE);
rect(1660,260,20,20);

//19//
noStroke();
fill(#CECECE);
rect(1400,240,20,20);
noStroke();
fill(#CECECE);
rect(1420,240,20,20);

noStroke();
fill(255);
rect(1440,240,20,20);

noStroke();
fill(#CECECE);
rect(1460,240,20,20);
noStroke();
fill(#CECECE);
rect(1480,240,20,20);

noStroke();
fill(#7E7E7E);
rect(1500,240,20,20);
noStroke();
fill(#7E7E7E);
rect(1520,240,20,20);
noStroke();
fill(#7E7E7E);
rect(1540,240,20,20);


noStroke();
fill(#CECECE);
rect(1560,240,20,20);
noStroke();
fill(#CECECE);
rect(1580,240,20,20);
noStroke();
fill(255);
rect(1600,240,20,20);

noStroke();
fill(#CECECE);
rect(1620,240,20,20);

noStroke();
fill(#CECECE);
rect(1640,240,20,20);


//20//

noStroke();
fill(#CECECE);
rect(1400,220,20,20);
noStroke();
fill(255);
rect(1420,220,20,20);
noStroke();
fill(0);
rect(1440,220,20,20);
noStroke();
fill(255);
rect(1460,220,20,20);
noStroke();
fill(#CECECE);
rect(1480,220,20,20);
noStroke();
fill(#CECECE);
rect(1500,220,20,20);
noStroke();
fill(#CECECE);
rect(1520,220,20,20);
noStroke();
fill(#CECECE);
rect(1540,220,20,20);
noStroke();
fill(#CECECE);
rect(1560,220,20,20);
noStroke();
fill(255);
rect(1580,220,20,20);

noStroke();
fill(0);
rect(1600,220,20,20);
noStroke();
fill(255);
rect(1620,220,20,20);
noStroke();
fill(#CECECE);
rect(1640,220,20,20);



//21//

noStroke();
fill(#CECECE);
rect(1400,200,20,20);
noStroke();
fill(#CECECE);
rect(1420,200,20,20);

noStroke();
fill(255);
rect(1440,200,20,20);

noStroke();
fill(#CECECE);
rect(1460,200,20,20);
noStroke();
fill(#CECECE);
rect(1480,200,20,20);
noStroke();
fill(#CECECE);
rect(1500,200,20,20);

noStroke();
fill(#CECECE);
rect(1520,200,20,20);

noStroke();
fill(#CECECE);
rect(1540,200,20,20);

noStroke();
fill(#CECECE);
rect(1560,200,20,20);

noStroke();
fill(#CECECE);
rect(1580,200,20,20);

noStroke();
fill(255);
rect(1600,200,20,20);

noStroke();
fill(#CECECE);
rect(1620,200,20,20);

noStroke();
fill(#CECECE);
rect(1640,200,20,20);

//23//

noStroke();
fill(#CECECE);
rect(1420,180,20,20);
noStroke();
fill(#CECECE);
rect(1440,180,20,20);
noStroke();
fill(#CECECE);
rect(1460,180,20,20);
noStroke();
fill(#CECECE);
rect(1480,180,20,20);
noStroke();
fill(#CECECE);
rect(1500,180,20,20);
noStroke();
fill(#CECECE);
rect(1520,180,20,20);
noStroke();
fill(#CECECE);
rect(1540,180,20,20);
noStroke();
fill(#CECECE);
rect(1560,180,20,20);
noStroke();
fill(#CECECE);
rect(1580,180,20,20);
noStroke();
fill(#CECECE);
rect(1600,180,20,20);
noStroke();
fill(#CECECE);
rect(1620,180,20,20);

//24//
noStroke();
fill(#CECECE);
rect(1440,160,20,20);

noStroke();
fill(#CECECE);
rect(1460,160,20,20);

noStroke();
fill(#CECECE);
rect(1480,160,20,20);

noStroke();
fill(#CECECE);
rect(1500,160,20,20);

noStroke();
fill(#CECECE);
rect(1520,160,20,20);

noStroke();
fill(#CECECE);
rect(1540,160,20,20);

noStroke();
fill(#CECECE);
rect(1560,160,20,20);

noStroke();
fill(#CECECE);
rect(1580,160,20,20);

noStroke();
fill(#CECECE);
rect(1600,160,20,20);


//25//

noStroke();
fill(#CECECE);
rect(1460,140,20,20);

noStroke();
fill(#CECECE);
rect(1580,140,20,20);

//26//
noStroke();
fill(#CECECE);
rect(1440,120,20,20);
noStroke();
fill(#CECECE);
rect(1460,120,20,20);
noStroke();
fill(#CECECE);
rect(1480,120,20,20);

noStroke();
fill(#CECECE);
rect(1560,120,20,20);
noStroke();
fill(#CECECE);
rect(1580,120,20,20);
noStroke();
fill(#CECECE);
rect(1600,120,20,20);

//27//

noStroke();
fill(#CECECE);
rect(1440,100,20,20);
noStroke();
fill(#CECECE);
rect(1460,100,20,20);
noStroke();
fill(#CECECE);
rect(1480,100,20,20);


noStroke();
fill(#CECECE);
rect(1560,100,20,20);
noStroke();
fill(#CECECE);
rect(1580,100,20,20);
noStroke();
fill(#CECECE);
rect(1600,100,20,20);

//28//
noStroke();
fill(#CECECE);
rect(1460,80,20,20);
noStroke();
fill(#CECECE);
rect(1480,80,20,20);


noStroke();
fill(#CECECE);
rect(1560,80,20,20);
noStroke();
fill(#CECECE);
rect(1580,80,20,20);


//29//
noStroke();
fill(#CECECE);
rect(1460,60,20,20);
noStroke();
fill(#CECECE);
rect(1480,60,20,20);


noStroke();
fill(#CECECE);
rect(1560,60,20,20);
noStroke();
fill(#CECECE);
rect(1580,60,20,20);

//30//
noStroke();
fill(#CECECE);
rect(1480,40,20,20);

noStroke();
fill(#CECECE);
rect(1560,40,20,20);



stroke(0);
fill(0);
textSize(25);
text("PRESIONA A",100,700);
text("PRESIONA S",400,700);
text("PRESIONA D",700,700);
text("PRESIONA F",1100,700);
text("PRESIONA G",1450,700);



  }
  
  void elegirj1()
  {
      switch(key)
    {
      case 'A':
      if (keyPressed==true){
      
      j1=1;
      turnoelegir++;
      vj1=26;
      
      keyPressed=false;
    }
      break;
      
       case 'a':
       if (keyPressed==true){
      
      j1=1;
      turnoelegir++;
      vj1=26;
      
      keyPressed=false;
    }
      
      break;
      
       case 'S':
       if (keyPressed==true){
      
      j1=2;
      turnoelegir++;
      vj1=30;
      
      keyPressed=false;
    }
      
      break;
       case 's':
        if (keyPressed==true){
      
      j1=2;
      turnoelegir++;
      vj1=30;
      
      keyPressed=false;
    }
      
      break;
       case 'd':
       if (keyPressed==true){
      
      j1=3;
      turnoelegir++;
      vj1=22;
      
      keyPressed=false;
    }
      break;
       case 'D':
        if (keyPressed==true){
      
      j1=3;
      turnoelegir++;
      vj1=22;
      
      keyPressed=false;
    }
      
      break;
       case 'f':
        if (keyPressed==true){
      
      j1=4;
      turnoelegir++;
      vj1=25;
      
      keyPressed=false;
    }
      
      break;
       case 'F':
        if (keyPressed==true){
      
      j1=4;
      turnoelegir++;
      vj1=25;
      
      keyPressed=false;
    }
      
      break;
       case 'g':
        if (keyPressed==true){
      
      j1=5;
      turnoelegir++;
      vj1=21;
      
      keyPressed=false;
    }
      
      break;
       case 'G':
        if (keyPressed==true){
      
      j1=5;
      turnoelegir++;
      vj1=21;
      
      keyPressed=false;
    }
     
      break;
      
  
      
    }
  }
    
    void elegirj2()
  {
    switch(key)
    {
      case 'A':
      if (keyPressed==true){
      
      j2=1;
      turnoelegir++;
      vj2=26;
      
      keyPressed=false;
    }
      break;
      
       case 'a':
       if (keyPressed==true){
      
      j2=1;
      turnoelegir++;
      vj2=26;
      
      keyPressed=false;
    }
      
      break;
      
       case 'S':
       if (keyPressed==true){
      
      j2=2;
      turnoelegir++;
      vj2=30;
      
      keyPressed=false;
    }
      
      break;
       case 's':
        if (keyPressed==true){
      
      j2=2;
      turnoelegir++;
      vj2=30;
      
      keyPressed=false;
    }
      
      break;
       case 'd':
       if (keyPressed==true){
      
      j2=3;
      turnoelegir++;
      vj2=22;
      
      keyPressed=false;
    }
      break;
       case 'D':
        if (keyPressed==true){
      
      j2=3;
      turnoelegir++;
      vj2=22;
      
      keyPressed=false;
    }
      
      break;
       case 'f':
        if (keyPressed==true){
      
      j2=4;
      turnoelegir++;
      vj2=25;
      
      keyPressed=false;
    }
      
      break;
       case 'F':
        if (keyPressed==true){
      
      j2=4;
      turnoelegir++;
      vj2=25;
      
      keyPressed=false;
    }
      
      break;
       case 'g':
        if (keyPressed==true){
      
      j2=5;
      turnoelegir++;
      vj2=21;
      
      keyPressed=false;
    }
      
      break;
       case 'G':
        if (keyPressed==true){
      
      j2=5;
      turnoelegir++;
      vj2=21;
      
      keyPressed=false;
    }
     
      break;
      
  
      
    }
    
  }
  
  
}

// ── Pantalla3.pde



class Pantalla3{
  
  int at1;
  int at2;
  int turno =1;
  

  
  
 Pantalla3()
 {
   
 }
 void display(){
   
   for (int i = 0; i<1750; i+=50){
  for (int j = 0; j<900; j+=50){
    noStroke();
    fill(random(255), random(100), random(150),random(255));
    ellipse(i,j,50,50);
   }
   }
    
    switch(j1){
    case 1:
    p1.display(0,0);
    at1=3;
    break;
    case 2:
    p2.display(0,0);
    at1=2;
    break;
    case 3:
    p3.display(0,0);
    at1=3;
    break;
    case 4:
    p4.display(0,0);
    at1=2;
    break;
    case 5:
    p5.display(0,0);
    at1=3;
    break;
    
    
    }
     switch(j2){
     case 1:
    p1.display(1400,0);
    at2=3;
    break;
    case 2:
    p2.display(1400,0);
    at2=2;
    break;
    case 3:
    p3.display(1400,0);
    at2=3;
    break;
    case 4:
    p4.display(1400,0);
    at2=2;
    break;
    case 5:
    p5.display(1100,0);
    at2=3;
    break;
    
    
    }
    
    
  

 }
 
 
 
 void pelea(){
   
   switch(turno){
     case 1:
     stroke(0,25);
     fill(0);
     textSize(30);
     text("J1 ataca z",200,100);
     if((key=='z' || key=='Z') && keyPressed) {
       vj2-=at1;
       turno++;
       
       if(vj2<=0){
         ganador=1;
         pant++;
       }
       
     }
     break;
      case 2:
      stroke(0,25);
      fill(0);
      textSize(30);
      text("J2 ataca m",1200,100);
     if((key=='m' || key=='M') && keyPressed) {
       vj1-=at2;
       turno--;
       
       if(vj1<=0){
         ganador=2;
         pant++;
         
       }
       
     }
     break;
   }
   fill(255);
   rect(200,650,vj1*10,20);
   rect(1200,650,vj2*10,20);
 }
 
 
 
}

// ── Pantalla4.pde

class Pantalla4

{
  Pantalla4()
  {
    
    
   
 }
 void display()
 {
   for (int i = 0; i<1000; i ++){
  float a = random(1750);
  float b = random(900);
  float c = random(50);
  float d = random(100); 
  stroke(0);
  fill(#F5D100);
  strokeWeight(random(20));
  rect(a,b,c,d);
}
   
    stroke(0);
    fill(255);
    ellipse(800,500,600,600);
    
    
    stroke(#1E69FA);
    fill(#1E69FA);
    textSize(50);
    
    
    text("GANA JUGADOR:",600,400);
    textSize(80);
    text(ganador, 750,600);
    
 }
}

// ── Sinrostro1.pde
class Sinrostro1


{
  
  int px, py;
  
  Sinrostro1()
  {
    
    
    
    
  }
  
  void display(int px_, int py_)
  {
    px=px_;
    py=py_;
    
    pushMatrix();
    
     translate(px,py);
     
     
    noStroke();
fill(0);
rect(100,100,20,20);

noStroke();
fill(0);
rect(120,100,20,20);

noStroke();
fill(0);
rect(140,100,20,20);

noStroke();
fill(0);
rect(160,100,20,20);

//2//

noStroke();
fill(0);
rect(80,120,20,20);

noStroke();
fill(255);
rect(100,120,20,20);

noStroke();
fill(255);
rect(120,120,20,20);

noStroke();
fill(255);
rect(140,120,20,20);

noStroke();
fill(255);
rect(160,120,20,20);

noStroke();
fill(0);
rect(180,120,20,20);

//3//
noStroke();
fill(0);
rect(60,140,20,20);

noStroke();
fill(255);
rect(80,140,20,20);

noStroke();
fill(#CB5CB0);
rect(100,140,20,20);

noStroke();
fill(255);
rect(120,140,20,20);

noStroke();
fill(255);
rect(140,140,20,20);

noStroke();
fill(#CB5CB0);
rect(160,140,20,20);

noStroke();
fill(255);
rect(180,140,20,20);

noStroke();
fill(0);
rect(200,140,20,20);

//4//

noStroke();
fill(0);
rect(40,160,20,20);

noStroke();
fill(255);
rect(60,160,20,20);

noStroke();
fill(#CB5CB0);
rect(80,160,20,20);

noStroke();
fill(#CB5CB0);
rect(100,160,20,20);

noStroke();
fill(255);
rect(120,160,20,20);

noStroke();
fill(255);
rect(140,160,20,20);

noStroke();
fill(#CB5CB0);
rect(160,160,20,20);

noStroke();
fill(#CB5CB0);
rect(180,160,20,20);


noStroke();
fill(255);
rect(200,160,20,20);

noStroke();
fill(0);
rect(220,160,20,20);

//5//
noStroke();
fill(0);
rect(40,180,20,20);

noStroke();
fill(255);
rect(60,180,20,20);

noStroke();
fill(0);
rect(80,180,20,20);

noStroke();
fill(0);
rect(100,180,20,20);

noStroke();
fill(255);
rect(120,180,20,20);

noStroke();
fill(255);
rect(140,180,20,20);

noStroke();
fill(0);
rect(160,180,20,20);

noStroke();
fill(0);
rect(180,180,20,20);

noStroke();
fill(255);
rect(200,180,20,20);

noStroke();
fill(0);
rect(220,180,20,20);

//6//
noStroke();
fill(0);
rect(40,200,20,20);

noStroke();
fill(255);
rect(60,200,20,20);

noStroke();
fill(#CB5CB0);
rect(80,200,20,20);

noStroke();
fill(#CB5CB0);
rect(100,200,20,20);

noStroke();
fill(255);
rect(120,200,20,20);


noStroke();
fill(255);
rect(140,200,20,20);

noStroke();
fill(#CB5CB0);
rect(160,200,20,20);

noStroke();
fill(#CB5CB0);
rect(180,200,20,20);

noStroke();
fill(255);
rect(200,200,20,20);

noStroke();
fill(0);
rect(220,200,20,20);

//7//
noStroke();
fill(0);
rect(40,220,20,20);

noStroke();
fill(255);
rect(60,220,20,20);

noStroke();
fill(255);
rect(80,220,20,20);

noStroke();
fill(#CB5CB0);
rect(100,220,20,20);


noStroke();
fill(255);
rect(120,220,20,20);

noStroke();
fill(255);
rect(140,220,20,20);

noStroke();
fill(#CB5CB0);
rect(160,220,20,20);

noStroke();
fill(255);
rect(180,220,20,20);

noStroke();
fill(255);
rect(200,220,20,20);

noStroke();
fill(0);
rect(220,220,20,20);

//8//
noStroke();
fill(0);
rect(40,240,20,20);

noStroke();
fill(255);
rect(60,240,20,20);

noStroke();
fill(255);
rect(80,240,20,20);

noStroke();
fill(255);
rect(100,240,20,20);

noStroke();
fill(255);
rect(120,240,20,20);

noStroke();
fill(255);
rect(140,240,20,20);

noStroke();
fill(255);
rect(160,240,20,20);

noStroke();
fill(255);
rect(180,240,20,20);

noStroke();
fill(255);
rect(200,240,20,20);

noStroke();
fill(0);
rect(220,240,20,20);

//9//
noStroke();
fill(0);
rect(40,260,20,20);

noStroke();
fill(0);
rect(60,260,20,20);

noStroke();
fill(255);
rect(80,260,20,20);

noStroke();
fill(255);
rect(100,260,20,20);

noStroke();
fill(0);
rect(120,260,20,20);

noStroke();
fill(0);
rect(140,260,20,20);

noStroke();
fill(255);
rect(160,260,20,20);

noStroke();
fill(255);
rect(180,260,20,20);

noStroke();
fill(0);
rect(200,260,20,20);

noStroke();
fill(0);
rect(220,260,20,20);

//10//
noStroke();
fill(0);
rect(40,280,20,20);

noStroke();
fill(0);
rect(60,280,20,20);

noStroke();
fill(0);
rect(80,280,20,20);

noStroke();
fill(255);
rect(100,280,20,20);

noStroke();
fill(255);
rect(120,280,20,20);

noStroke();
fill(255);
rect(140,280,20,20);

noStroke();
fill(255);
rect(160,280,20,20);

noStroke();
fill(0);
rect(180,280,20,20);

noStroke();
fill(0);
rect(200,280,20,20);

noStroke();
fill(0);
rect(220,280,20,20);

//11//
noStroke();
fill(0);
rect(40,300,20,20);

noStroke();
fill(0);
rect(60,300,20,20);

noStroke();
fill(0);
rect(80,300,20,20);

noStroke();
fill(0);
rect(100,300,20,20);

noStroke();
fill(0);
rect(120,300,20,20);

noStroke();
fill(0);
rect(140,300,20,20);

noStroke();
fill(0);
rect(160,300,20,20);

noStroke();
fill(0);
rect(180,300,20,20);

noStroke();
fill(0);
rect(200,300,20,20);

noStroke();
fill(0);
rect(220,300,20,20);


//13//
noStroke();
fill(0);
rect(40,320,20,20);

noStroke();
fill(0);
rect(60,320,20,20);

noStroke();
fill(0);
rect(80,320,20,20);

noStroke();
fill(0);
rect(100,320,20,20);

noStroke();
fill(0);
rect(120,320,20,20);

noStroke();
fill(0);
rect(140,320,20,20);

noStroke();
fill(0);
rect(160,320,20,20);

noStroke();
fill(0);
rect(180,320,20,20);

noStroke();
fill(0);
rect(200,320,20,20);

noStroke();
fill(0);
rect(220,320,20,20);


//1//
noStroke();
fill(0);
rect(40,340,20,20);

noStroke();
fill(0);
rect(60,340,20,20);

noStroke();
fill(0);
rect(80,340,20,20);

noStroke();
fill(0);
rect(100,340,20,20);

noStroke();
fill(0);
rect(120,340,20,20);

noStroke();
fill(0);
rect(140,340,20,20);

noStroke();
fill(0);
rect(160,340,20,20);

noStroke();
fill(0);
rect(180,340,20,20);

noStroke();
fill(0);
rect(200,340,20,20);

noStroke();
fill(0);
rect(220,340,20,20);

//15//
noStroke();
fill(0);
rect(40,360,20,20);

noStroke();
fill(0);
rect(60,360,20,20);

noStroke();
fill(0);
rect(80,360,20,20);

noStroke();
fill(0);
rect(100,360,20,20);

noStroke();
fill(0);
rect(120,360,20,20);

noStroke();
fill(0);
rect(140,360,20,20);

noStroke();
fill(0);
rect(160,360,20,20);

noStroke();
fill(0);
rect(180,360,20,20);

noStroke();
fill(0);
rect(200,360,20,20);

noStroke();
fill(0);
rect(220,360,20,20);


//16//
noStroke();
fill(0);
rect(40,380,20,20);

noStroke();
fill(0);
rect(60,380,20,20);

noStroke();
fill(0);
rect(80,380,20,20);

noStroke();
fill(0);
rect(100,380,20,20);

noStroke();
fill(0);
rect(120,380,20,20);

noStroke();
fill(0);
rect(140,380,20,20);

noStroke();
fill(0);
rect(160,380,20,20);

noStroke();
fill(0);
rect(180,380,20,20);

noStroke();
fill(0);
rect(200,380,20,20);

noStroke();
fill(0);
rect(220,380,20,20);

//17//
noStroke();
fill(0);
rect(40,400,20,20);

noStroke();
fill(0);
rect(60,400,20,20);

noStroke();
fill(0);
rect(80,400,20,20);

noStroke();
fill(0);
rect(100,400,20,20);

noStroke();
fill(0);
rect(120,400,20,20);

noStroke();
fill(0);
rect(140,400,20,20);

noStroke();
fill(0);
rect(160,400,20,20);

noStroke();
fill(0);
rect(180,400,20,20);

noStroke();
fill(0);
rect(200,400,20,20);

noStroke();
fill(0);
rect(220,400,20,20);

//18//
noStroke();
fill(0);
rect(40,420,20,20);

noStroke();
fill(0);
rect(60,420,20,20);

noStroke();
fill(0);
rect(80,420,20,20);

noStroke();
fill(0);
rect(100,420,20,20);

noStroke();
fill(0);
rect(120,420,20,20);

noStroke();
fill(0);
rect(140,420,20,20);

noStroke();
fill(0);
rect(160,420,20,20);

noStroke();
fill(0);
rect(180,420,20,20);

noStroke();
fill(0);
rect(200,420,20,20);

noStroke();
fill(0);
rect(220,420,20,20);

//18//
noStroke();
fill(0);
rect(40,440,20,20);

noStroke();
fill(0);
rect(60,440,20,20);

noStroke();
fill(0);
rect(80,440,20,20);

noStroke();
fill(0);
rect(100,440,20,20);

noStroke();
fill(0);
rect(120,440,20,20);

noStroke();
fill(0);
rect(140,440,20,20);

noStroke();
fill(0);
rect(160,440,20,20);

noStroke();
fill(0);
rect(180,440,20,20);

noStroke();
fill(0);
rect(200,440,20,20);

noStroke();
fill(0);
rect(220,440,20,20);


//18//
noStroke();
fill(0);
rect(40,460,20,20);

noStroke();
fill(0);
rect(60,460,20,20);

noStroke();
fill(0);
rect(80,460,20,20);

noStroke();
fill(0);
rect(100,460,20,20);

noStroke();
fill(0);
rect(120,460,20,20);

noStroke();
fill(0);
rect(140,460,20,20);

noStroke();
fill(0);
rect(160,460,20,20);

noStroke();
fill(0);
rect(180,460,20,20);

noStroke();
fill(0);
rect(200,460,20,20);

noStroke();
fill(0);
rect(220,460,20,20);

//19//
noStroke();
fill(0);
rect(40,480,20,20);

noStroke();
fill(0);
rect(60,480,20,20);

noStroke();
fill(0);
rect(80,480,20,20);

noStroke();
fill(0);
rect(100,480,20,20);

noStroke();
fill(0);
rect(120,480,20,20);

noStroke();
fill(0);
rect(140,480,20,20);

noStroke();
fill(0);
rect(160,480,20,20);

noStroke();
fill(0);
rect(180,480,20,20);

noStroke();
fill(0);
rect(200,480,20,20);

noStroke();
fill(0);
rect(220,480,20,20);

//20//
noStroke();
fill(0);
rect(40,500,20,20);

noStroke();
fill(0);
rect(60,500,20,20);

noStroke();
fill(0);
rect(80,500,20,20);

noStroke();
fill(0);
rect(100,500,20,20);

noStroke();
fill(0);
rect(120,500,20,20);

noStroke();
fill(0);
rect(140,500,20,20);

noStroke();
fill(0);
rect(160,500,20,20);

noStroke();
fill(0);
rect(180,500,20,20);

noStroke();
fill(0);
rect(200,500,20,20);

noStroke();
fill(0);
rect(220,500,20,20);

//21//
noStroke();
fill(0);
rect(40,520,20,20);

noStroke();
fill(0);
rect(60,520,20,20);

noStroke();
fill(0);
rect(80,520,20,20);

noStroke();
fill(0);
rect(100,520,20,20);

noStroke();
fill(0);
rect(120,520,20,20);

noStroke();
fill(0);
rect(140,520,20,20);

noStroke();
fill(0);
rect(160,520,20,20);

noStroke();
fill(0);
rect(180,520,20,20);

noStroke();
fill(0);
rect(200,520,20,20);

noStroke();
fill(0);
rect(220,520,20,20);

//22//
noStroke();
fill(0);
rect(40,540,20,20);

noStroke();
fill(0);
rect(60,540,20,20);

noStroke();
fill(0);
rect(80,540,20,20);

noStroke();
fill(0);
rect(100,540,20,20);

noStroke();
fill(0);
rect(120,540,20,20);

noStroke();
fill(0);
rect(140,540,20,20);

noStroke();
fill(0);
rect(160,540,20,20);

noStroke();
fill(0);
rect(180,540,20,20);

noStroke();
fill(0);
rect(200,540,20,20);

noStroke();
fill(0);
rect(220,540,20,20);

//24//
noStroke();
fill(0);
rect(40,560,20,20);

noStroke();
fill(0);
rect(60,560,20,20);

noStroke();
fill(0);
rect(80,560,20,20);

noStroke();
fill(0);
rect(100,560,20,20);

noStroke();
fill(0);
rect(120,560,20,20);

noStroke();
fill(0);
rect(140,560,20,20);

noStroke();
fill(0);
rect(160,560,20,20);

noStroke();
fill(0);
rect(180,560,20,20);

noStroke();
fill(0);
rect(200,560,20,20);

noStroke();
fill(0);
rect(220,560,20,20);

//25//
noStroke();
fill(0);
rect(40,580,20,20);

noStroke();
fill(0);
rect(60,580,20,20);

noStroke();
fill(0);
rect(80,580,20,20);

noStroke();
fill(0);
rect(100,580,20,20);

noStroke();
fill(0);
rect(120,580,20,20);

noStroke();
fill(0);
rect(140,580,20,20);

noStroke();
fill(0);
rect(160,580,20,20);

noStroke();
fill(0);
rect(180,580,20,20);

noStroke();
fill(0);
rect(200,580,20,20);

noStroke();
fill(0);
rect(220,580,20,20);

//26//
noStroke();
fill(0);
rect(40,600,20,20);

noStroke();
fill(0);
rect(60,600,20,20);

noStroke();
fill(0);
rect(80,600,20,20);

noStroke();
fill(0);
rect(100,600,20,20);

noStroke();
fill(0);
rect(120,600,20,20);

noStroke();
fill(0);
rect(140,600,20,20);

noStroke();
fill(0);
rect(160,600,20,20);

noStroke();
fill(0);
rect(180,600,20,20);

noStroke();
fill(0);
rect(200,600,20,20);

noStroke();
fill(0);
rect(220,600,20,20);

   
    
    


popMatrix();
  }
}

// ── TOTORO5.pde
class Totoro
{
  int px; int py;
  
  Totoro(){
    
  
  }
  
  void display(int px_, int py_)
  {
    px=px_;
    py=py_;
    
    pushMatrix();
    translate(px,py);
    translate(-1250,0);
    //PERSONAJE 5//
noStroke();
fill(#7E7E7E);
rect(1400,600,20,20);

noStroke();
fill(#7E7E7E);
rect(1420,600,20,20);

noStroke();
fill(#7E7E7E);
rect(1440,600,20,20);

noStroke();
fill(#7E7E7E);
rect(1460,600,20,20);

noStroke();
fill(#7E7E7E);
rect(1480,600,20,20);

noStroke();
fill(#CECECE);
rect(1500,600,20,20);

noStroke();
fill(#CECECE);
rect(1520,600,20,20);

noStroke();
fill(#CECECE);
rect(1540,600,20,20);

noStroke();
fill(#7E7E7E);
rect(1560,600,20,20);

noStroke();
fill(#7E7E7E);
rect(1580,600,20,20);

noStroke();
fill(#7E7E7E);
rect(1600,600,20,20);

noStroke();
fill(#7E7E7E);
rect(1620,600,20,20);

noStroke();
fill(#7E7E7E);
rect(1640,600,20,20);

//2
noStroke();
fill(#CECECE);
rect(1400,580,20,20);

noStroke();
fill(#7E7E7E);
rect(1420,580,20,20);

noStroke();
fill(#7E7E7E);
rect(1440,580,20,20);

noStroke();
fill(#CECECE);
rect(1460,580,20,20);

noStroke();
fill(#CECECE);
rect(1480,580,20,20);

noStroke();
fill(#F5EDDA);
rect(1500,580,20,20);

noStroke();
fill(#F5EDDA);
rect(1520,580,20,20);

noStroke();
fill(#F5EDDA);
rect(1540,580,20,20);

noStroke();
fill(#CECECE);
rect(1560,580,20,20);

noStroke();
fill(#CECECE);
rect(1580,580,20,20);

noStroke();
fill(#7E7E7E);
rect(1600,580,20,20);

noStroke();
fill(#7E7E7E);
rect(1620,580,20,20);

noStroke();
fill(#CECECE);
rect(1640,580,20,20);

//3
noStroke();
fill(#CECECE);
rect(1380,560,20,20);

noStroke();
fill(#CECECE);
rect(1400,560,20,20);

noStroke();
fill(#CECECE);
rect(1420,560,20,20);

noStroke();
fill(#CECECE);
rect(1440,560,20,20);

noStroke();
fill(#F5EDDA);
rect(1460,560,20,20);

noStroke();
fill(#F5EDDA);
rect(1480,560,20,20);

noStroke();
fill(#F5EDDA);
rect(1500,560,20,20);

noStroke();
fill(#F5EDDA);
rect(1520,560,20,20);

noStroke();
fill(#F5EDDA);
rect(1540,560,20,20);

noStroke();
fill(#F5EDDA);
rect(1560,560,20,20);

noStroke();
fill(#F5EDDA);
rect(1580,560,20,20);

noStroke();
fill(#CECECE);
rect(1600,560,20,20);

noStroke();
fill(#CECECE);
rect(1620,560,20,20);

noStroke();
fill(#CECECE);
rect(1640,560,20,20);

noStroke();
fill(#CECECE);
rect(1660,560,20,20);

//5//
noStroke();
fill(#CECECE);
rect(1360,540,20,20);

noStroke();
fill(#CECECE);
rect(1380,540,20,20);

noStroke();
fill(#CECECE);
rect(1400,540,20,20);

noStroke();
fill(#F5EDDA);
rect(1420,540,20,20);
noStroke();
fill(#F5EDDA);
rect(1440,540,20,20);
noStroke();
fill(#F5EDDA);
rect(1460,540,20,20);
noStroke();
fill(#F5EDDA);
rect(1480,540,20,20);
noStroke();
fill(#F5EDDA);
rect(1500,540,20,20);
noStroke();
fill(#F5EDDA);
rect(1520,540,20,20);
noStroke();
fill(#F5EDDA);
rect(1540,540,20,20);
noStroke();
fill(#F5EDDA);
rect(1560,540,20,20);
noStroke();
fill(#F5EDDA);
rect(1580,540,20,20);
noStroke();
fill(#F5EDDA);
rect(1600,540,20,20);
noStroke();
fill(#F5EDDA);
rect(1620,540,20,20);

noStroke();
fill(#CECECE);
rect(1640,540,20,20);

noStroke();
fill(#CECECE);
rect(1660,540,20,20);
noStroke();
fill(#CECECE);
rect(1680,540,20,20);

//5.2//
noStroke();
fill(#CECECE);
rect(1360,520,20,20);
noStroke();
fill(#CECECE);
rect(1680,520,20,20);

noStroke();
fill(#F5EDDA);
rect(1380,520,20,20);
noStroke();
fill(#F5EDDA);
rect(1400,520,20,20);
noStroke();
fill(#F5EDDA);
rect(1420,520,20,20);
noStroke();
fill(#F5EDDA);
rect(1440,520,20,20);
noStroke();
fill(#F5EDDA);
rect(1460,520,20,20);
noStroke();
fill(#F5EDDA);
rect(1480,520,20,20);
noStroke();
fill(#F5EDDA);
rect(1500,520,20,20);
noStroke();
fill(#F5EDDA);
rect(1520,520,20,20);
noStroke();
fill(#F5EDDA);
rect(1540,520,20,20);
noStroke();
fill(#F5EDDA);
rect(1560,520,20,20);
noStroke();
fill(#F5EDDA);
rect(1580,520,20,20);
noStroke();
fill(#F5EDDA);
rect(1600,520,20,20);
noStroke();
fill(#F5EDDA);
rect(1620,520,20,20);
noStroke();
fill(#F5EDDA);
rect(1640,520,20,20);
noStroke();
fill(#F5EDDA);
rect(1660,520,20,20);

//6//

noStroke();
fill(#F5EDDA);
rect(1360,500,20,20);
noStroke();
fill(#F5EDDA);
rect(1380,500,20,20);
noStroke();
fill(#F5EDDA);
rect(1400,500,20,20);
noStroke();
fill(#F5EDDA);
rect(1420,500,20,20);
noStroke();
fill(#F5EDDA);
rect(1440,500,20,20);
noStroke();
fill(#F5EDDA);
rect(1460,500,20,20);
noStroke();
fill(#F5EDDA);
rect(1480,500,20,20);
noStroke();
fill(#F5EDDA);
rect(1500,500,20,20);
noStroke();
fill(#F5EDDA);
rect(1520,500,20,20);
noStroke();
fill(#F5EDDA);
rect(1540,500,20,20);
noStroke();
fill(#F5EDDA);
rect(1560,500,20,20);
noStroke();
fill(#F5EDDA);
rect(1580,500,20,20);
noStroke();
fill(#F5EDDA);
rect(1600,500,20,20);
noStroke();
fill(#F5EDDA);
rect(1620,500,20,20);
noStroke();
fill(#F5EDDA);
rect(1640,500,20,20);
noStroke();
fill(#F5EDDA);
rect(1660,500,20,20);
noStroke();
fill(#F5EDDA);
rect(1680,500,20,20);

//7//

noStroke();
fill(#7E7E7E);
rect(1340,480,20,20);

noStroke();
fill(#7E7E7E);
rect(1700,480,20,20);

noStroke();
fill(#F5EDDA);
rect(1360,480,20,20);
noStroke();
fill(#F5EDDA);
rect(1380,480,20,20);
noStroke();
fill(#F5EDDA);
rect(1400,480,20,20);
noStroke();
fill(#F5EDDA);
rect(1420,480,20,20);
noStroke();
fill(#F5EDDA);
rect(1440,480,20,20);
noStroke();
fill(#F5EDDA);
rect(1460,480,20,20);
noStroke();
fill(#F5EDDA);
rect(1480,480,20,20);
noStroke();
fill(#F5EDDA);
rect(1500,480,20,20);
noStroke();
fill(#F5EDDA);
rect(1520,480,20,20);
noStroke();
fill(#F5EDDA);
rect(1540,480,20,20);
noStroke();
fill(#F5EDDA);
rect(1560,480,20,20);
noStroke();
fill(#F5EDDA);
rect(1580,480,20,20);
noStroke();
fill(#F5EDDA);
rect(1600,480,20,20);
noStroke();
fill(#F5EDDA);
rect(1620,480,20,20);
noStroke();
fill(#F5EDDA);
rect(1640,480,20,20);
noStroke();
fill(#F5EDDA);
rect(1660,480,20,20);
noStroke();
fill(#F5EDDA);
rect(1680,480,20,20);

//8//
noStroke();
fill(#7E7E7E);
rect(1340,460,20,20);
noStroke();
fill(#7E7E7E);
rect(1700,460,20,20);


noStroke();
fill(#F5EDDA);
rect(1360,460,20,20);
noStroke();
fill(#F5EDDA);
rect(1380,460,20,20);
noStroke();
fill(#F5EDDA);
rect(1400,460,20,20);
noStroke();
fill(#F5EDDA);
rect(1420,460,20,20);
noStroke();
fill(#F5EDDA);
rect(1440,460,20,20);
noStroke();
fill(#F5EDDA);
rect(1460,460,20,20);
noStroke();
fill(#F5EDDA);
rect(1380,460,20,20);
noStroke();
fill(#F5EDDA);
rect(1480,460,20,20);
noStroke();
fill(#F5EDDA);
rect(1500,460,20,20);
noStroke();
fill(#F5EDDA);
rect(1520,460,20,20);
noStroke();
fill(#F5EDDA);
rect(1540,460,20,20);
noStroke();
fill(#F5EDDA);
rect(1560,460,20,20);
noStroke();
fill(#F5EDDA);
rect(1580,460,20,20);
noStroke();
fill(#F5EDDA);
rect(1600,460,20,20);
noStroke();
fill(#F5EDDA);
rect(1620,460,20,20);
noStroke();
fill(#F5EDDA);
rect(1640,460,20,20);
noStroke();
fill(#F5EDDA);
rect(1660,460,20,20);
noStroke();
fill(#F5EDDA);
rect(1680,460,20,20);

//8
noStroke();
fill(#CECECE);
rect(1320,440,20,20);
noStroke();
fill(#7E7E7E);
rect(1340,440,20,20);

noStroke();
fill(#CECECE);
rect(1720,440,20,20);
noStroke();
fill(#7E7E7E);
rect(1700,440,20,20);

noStroke();
fill(#F5EDDA);
rect(1360,440,20,20);
noStroke();
fill(#F5EDDA);
rect(1680,440,20,20);
noStroke();
fill(#F5EDDA);
rect(1380,440,20,20);
noStroke();
fill(#F5EDDA);
rect(1400,440,20,20);
noStroke();
fill(#F5EDDA);
rect(1420,440,20,20);
noStroke();
fill(#F5EDDA);
rect(1440,440,20,20);
noStroke();
fill(#F5EDDA);
rect(1460,440,20,20);
noStroke();
fill(#F5EDDA);
rect(1480,440,20,20);
noStroke();
fill(#F5EDDA);
rect(1500,440,20,20);
noStroke();
fill(#F5EDDA);
rect(1520,440,20,20);
noStroke();
fill(#F5EDDA);
rect(1540,440,20,20);
noStroke();
fill(#F5EDDA);
rect(1560,440,20,20);
noStroke();
fill(#F5EDDA);
rect(1580,440,20,20);
noStroke();
fill(#F5EDDA);
rect(1600,440,20,20);
noStroke();
fill(#F5EDDA);
rect(1620,440,20,20);
noStroke();
fill(#F5EDDA);
rect(1640,440,20,20);
noStroke();
fill(#F5EDDA);
rect(1660,440,20,20);

//9//
noStroke();
fill(#CECECE);
rect(1320,420,20,20);

noStroke();
fill(#CECECE);
rect(1340,420,20,20);

noStroke();
fill(#CECECE);
rect(1700,420,20,20);
noStroke();
fill(#CECECE);
rect(1720,420,20,20);

noStroke();
fill(#F5EDDA);
rect(1360,420,20,20);
noStroke();
fill(#CECECE);
rect(1380,420,20,20);
noStroke();
fill(#F5EDDA);
rect(1400,420,20,20);
noStroke();
fill(#CECECE);
rect(1420,420,20,20);
noStroke();
fill(#F5EDDA);
rect(1440,420,20,20);
noStroke();
fill(#CECECE);
rect(1460,420,20,20);
noStroke();
fill(#F5EDDA);
rect(1480,420,20,20);
noStroke();
fill(#CECECE);
rect(1500,420,20,20);
noStroke();
fill(#F5EDDA);
rect(1520,420,20,20);
noStroke();
fill(#CECECE);
rect(1540,420,20,20);
noStroke();
fill(#F5EDDA);
rect(1560,420,20,20);
noStroke();
fill(#CECECE);
rect(1580,420,20,20);
noStroke();
fill(#F5EDDA);
rect(1600,420,20,20);
noStroke();
fill(#CECECE);
rect(1620,420,20,20);
noStroke();
fill(#F5EDDA);
rect(1640,420,20,20);
noStroke();
fill(#CECECE);
rect(1660,420,20,20);
noStroke();
fill(#F5EDDA);
rect(1680,420,20,20);

//10//
noStroke();
fill(#CECECE);
rect(1320,400,20,20);
noStroke();
fill(#CECECE);
rect(1340,400,20,20);
noStroke();
fill(#CECECE);
rect(1720,400,20,20);
noStroke();
fill(#CECECE);
rect(1700,400,20,20);

noStroke();
fill(#F5EDDA);
rect(1360,400,20,20);
noStroke();
fill(#F5EDDA);
rect(1380,400,20,20);

noStroke();
fill(#CECECE);
rect(1400,400,20,20);
noStroke();
fill(#F5EDDA);
rect(1420,400,20,20);
noStroke();
fill(#F5EDDA);
rect(1440,400,20,20);
noStroke();
fill(#F5EDDA);
rect(1460,400,20,20);
noStroke();
fill(#CECECE);
rect(1480,400,20,20);
noStroke();
fill(#F5EDDA);
rect(1500,400,20,20);
noStroke();
fill(#F5EDDA);
rect(1520,400,20,20);
noStroke();
fill(#F5EDDA);
rect(1540,400,20,20);
noStroke();
fill(#CECECE);
rect(1560,400,20,20);
noStroke();
fill(#F5EDDA);
rect(1580,400,20,20);
noStroke();
fill(#F5EDDA);
rect(1600,400,20,20);
noStroke();
fill(#F5EDDA);
rect(1620,400,20,20);
noStroke();
fill(#CECECE);
rect(1640,400,20,20);
noStroke();
fill(#F5EDDA);
rect(1660,400,20,20);
noStroke();
fill(#F5EDDA);
rect(1680,400,20,20);

//11
noStroke();
fill(#CECECE);
rect(1320,380,20,20);
noStroke();
fill(#CECECE);
rect(1340,380,20,20);

noStroke();
fill(#CECECE);
rect(1700,380,20,20);
noStroke();
fill(#CECECE);
rect(1720,380,20,20);

noStroke();
fill(#F5EDDA);
rect(1360,380,20,20);
noStroke();
fill(#F5EDDA);
rect(1380,380,20,20);
noStroke();
fill(#F5EDDA);
rect(1400,380,20,20);
noStroke();
fill(#F5EDDA);
rect(1420,380,20,20);
noStroke();
fill(#F5EDDA);
rect(1440,380,20,20);
noStroke();
fill(#F5EDDA);
rect(1460,380,20,20);
noStroke();
fill(#F5EDDA);
rect(1480,380,20,20);
noStroke();
fill(#F5EDDA);
rect(1500,380,20,20);
noStroke();
fill(#F5EDDA);
rect(1520,380,20,20);
noStroke();
fill(#F5EDDA);
rect(1540,380,20,20);
noStroke();
fill(#F5EDDA);
rect(1560,380,20,20);
noStroke();
fill(#F5EDDA);
rect(1580,380,20,20);
noStroke();
fill(#F5EDDA);
rect(1600,380,20,20);
noStroke();
fill(#F5EDDA);
rect(1620,380,20,20);
noStroke();
fill(#F5EDDA);
rect(1640,380,20,20);
noStroke();
fill(#F5EDDA);
rect(1660,380,20,20);
noStroke();
fill(#F5EDDA);
rect(1680,380,20,20);

//12//
noStroke();
fill(#CECECE);
rect(1340,380,20,20);

noStroke();
fill(#F5EDDA);
rect(1360,380,20,20);
noStroke();
fill(#F5EDDA);
rect(1380,380,20,20);
noStroke();
fill(#F5EDDA);
rect(1400,380,20,20);
noStroke();
fill(#CECECE);
rect(1420,380,20,20);
noStroke();
fill(#F5EDDA);
rect(1440,380,20,20);
noStroke();
fill(#CECECE);
rect(1460,380,20,20);
noStroke();
fill(#F5EDDA);
rect(1480,380,20,20);
noStroke();
fill(#F5EDDA);
rect(1500,380,20,20);
noStroke();
fill(#F5EDDA);
rect(1520,380,20,20);
noStroke();
fill(#F5EDDA);
rect(1540,380,20,20);
noStroke();
fill(#F5EDDA);
rect(1560,380,20,20);
noStroke();
fill(#CECECE);
rect(1580,380,20,20);
noStroke();
fill(#F5EDDA);
rect(1600,380,20,20);
noStroke();
fill(#CECECE);
rect(1620,380,20,20);
noStroke();
fill(#F5EDDA);
rect(1640,380,20,20);
noStroke();
fill(#F5EDDA);
rect(1660,380,20,20);
noStroke();
fill(#F5EDDA);
rect(1680,380,20,20);

//13//

noStroke();
fill(#CECECE);
rect(1340,360,20,20);
noStroke();
fill(#CECECE);
rect(1360,360,20,20);

noStroke();
fill(#F5EDDA);
rect(1380,360,20,20);
noStroke();
fill(#F5EDDA);
rect(1400,360,20,20);

noStroke();
fill(#F5EDDA);
rect(1420,360,20,20);

noStroke();
fill(#CECECE);
rect(1440,360,20,20);

noStroke();
fill(#F5EDDA);
rect(1460,360,20,20);

noStroke();
fill(#F5EDDA);
rect(1480,360,20,20);

noStroke();
fill(#F5EDDA);
rect(1500,360,20,20);

noStroke();
fill(#F5EDDA);
rect(1520,360,20,20);

noStroke();
fill(#F5EDDA);
rect(1540,360,20,20);

noStroke();
fill(#F5EDDA);
rect(1560,360,20,20);

noStroke();
fill(#F5EDDA);
rect(1580,360,20,20);

noStroke();
fill(#CECECE);
rect(1600,360,20,20);

noStroke();
fill(#F5EDDA);
rect(1620,360,20,20);

noStroke();
fill(#F5EDDA);
rect(1640,360,20,20);

noStroke();
fill(#F5EDDA);
rect(1660,360,20,20);

noStroke();
fill(#CECECE);
rect(1680,360,20,20);

noStroke();
fill(#CECECE);
rect(1700,360,20,20);

//14
noStroke();
fill(#CECECE);
rect(1360,340,20,20);

noStroke();
fill(#CECECE);
rect(1380,340,20,20);

noStroke();
fill(#F5EDDA);
rect(1400,340,20,20);
noStroke();
fill(#F5EDDA);
rect(1420,340,20,20);
noStroke();
fill(#F5EDDA);
rect(1440,340,20,20);
noStroke();
fill(#F5EDDA);
rect(1460,340,20,20);
noStroke();
fill(#F5EDDA);
rect(1480,340,20,20);

noStroke();
fill(#CECECE);
rect(1500,340,20,20);
noStroke();
fill(#F5EDDA);
rect(1520,340,20,20);
noStroke();
fill(#CECECE);
rect(1540,340,20,20);

noStroke();
fill(#F5EDDA);
rect(1560,340,20,20);
noStroke();
fill(#F5EDDA);
rect(1580,340,20,20);
noStroke();
fill(#F5EDDA);
rect(1600,340,20,20);
noStroke();
fill(#F5EDDA);
rect(1620,340,20,20);
noStroke();
fill(#F5EDDA);
rect(1640,340,20,20);

noStroke();
fill(#CECECE);
rect(1660,340,20,20);
noStroke();
fill(#CECECE);
rect(1680,340,20,20);
noStroke();
fill(#CECECE);
rect(1700,340,20,20);

//15//
noStroke();
fill(#CECECE);
rect(1360,320,20,20);

noStroke();
fill(#CECECE);
rect(1380,320,20,20);

noStroke();
fill(#CECECE);
rect(1400,320,20,20);

noStroke();
fill(#F5EDDA);
rect(1420,320,20,20);
noStroke();
fill(#F5EDDA);
rect(1440,320,20,20);
noStroke();
fill(#F5EDDA);
rect(1460,320,20,20);
noStroke();
fill(#F5EDDA);
rect(1480,320,20,20);
noStroke();
fill(#F5EDDA);
rect(1500,320,20,20);
noStroke();
fill(#F5EDDA);
rect(1540,320,20,20);
noStroke();
fill(#F5EDDA);
rect(1560,320,20,20);
noStroke();
fill(#F5EDDA);
rect(1580,320,20,20);
noStroke();
fill(#F5EDDA);
rect(1600,320,20,20);
noStroke();
fill(#F5EDDA);
rect(1620,320,20,20);

noStroke();
fill(#CECECE);
rect(1520,320,20,20);
noStroke();
fill(#CECECE);
rect(1640,320,20,20);
noStroke();
fill(#CECECE);
rect(1660,320,20,20);
noStroke();
fill(#CECECE);
rect(1680,320,20,20);

//16//
noStroke();
fill(#CECECE);
rect(1380,300,20,20);
noStroke();
fill(#CECECE);
rect(1400,300,20,20);
noStroke();
fill(#CECECE);
rect(1420,300,20,20);
noStroke();
fill(#CECECE);
rect(1440,300,20,20);
noStroke();
fill(#CECECE);
rect(1600,300,20,20);
noStroke();
fill(#CECECE);
rect(1620,300,20,20);
noStroke();
fill(#CECECE);
rect(1640,300,20,20);
noStroke();
fill(#CECECE);
rect(1660,300,20,20);

noStroke();
fill(#F5EDDA);
rect(1460,300,20,20);
noStroke();
fill(#F5EDDA);
rect(1480,300,20,20);
noStroke();
fill(#F5EDDA);
rect(1500,300,20,20);
noStroke();
fill(#F5EDDA);
rect(1520,300,20,20);
noStroke();
fill(#F5EDDA);
rect(1540,300,20,20);
noStroke();
fill(#F5EDDA);
rect(1560,300,20,20);
noStroke();
fill(#F5EDDA);
rect(1580,300,20,20);

//17
noStroke();
fill(#CECECE);
rect(1380,280,20,20);

noStroke();
fill(#CECECE);
rect(1400,280,20,20);

noStroke();
fill(#CECECE);
rect(1420,280,20,20);

noStroke();
fill(#CECECE);
rect(1440,280,20,20);

noStroke();
fill(#CECECE);
rect(1460,280,20,20);

noStroke();
fill(#CECECE);
rect(1480,280,20,20);

noStroke();
fill(#CECECE);
rect(1500,280,20,20);

noStroke();
fill(#CECECE);
rect(1520,280,20,20);

noStroke();
fill(#CECECE);
rect(1540,280,20,20);

noStroke();
fill(#CECECE);
rect(1560,280,20,20);

noStroke();
fill(#CECECE);
rect(1580,280,20,20);

noStroke();
fill(#CECECE);
rect(1600,280,20,20);

noStroke();
fill(#CECECE);
rect(1620,280,20,20);

noStroke();
fill(#CECECE);
rect(1640,280,20,20);

noStroke();
fill(#CECECE);
rect(1660,280,20,20);


//18
noStroke();
fill(#CECECE);
rect(1380,260,20,20);

noStroke();
fill(#CECECE);
rect(1400,260,20,20);

noStroke();
fill(#CECECE);
rect(1420,260,20,20);

noStroke();
fill(#CECECE);
rect(1440,260,20,20);

noStroke();
fill(#CECECE);
rect(1460,260,20,20);

noStroke();
fill(#CECECE);
rect(1480,260,20,20);

noStroke();
fill(#CECECE);
rect(1500,260,20,20);

noStroke();
fill(#CECECE);
rect(1520,260,20,20);

noStroke();
fill(#CECECE);
rect(1540,260,20,20);

noStroke();
fill(#CECECE);
rect(1560,260,20,20);

noStroke();
fill(#CECECE);
rect(1580,260,20,20);

noStroke();
fill(#CECECE);
rect(1600,260,20,20);

noStroke();
fill(#CECECE);
rect(1620,260,20,20);

noStroke();
fill(#CECECE);
rect(1640,260,20,20);

noStroke();
fill(#CECECE);
rect(1660,260,20,20);

//19//
noStroke();
fill(#CECECE);
rect(1400,240,20,20);
noStroke();
fill(#CECECE);
rect(1420,240,20,20);

noStroke();
fill(255);
rect(1440,240,20,20);

noStroke();
fill(#CECECE);
rect(1460,240,20,20);
noStroke();
fill(#CECECE);
rect(1480,240,20,20);

noStroke();
fill(#7E7E7E);
rect(1500,240,20,20);
noStroke();
fill(#7E7E7E);
rect(1520,240,20,20);
noStroke();
fill(#7E7E7E);
rect(1540,240,20,20);


noStroke();
fill(#CECECE);
rect(1560,240,20,20);
noStroke();
fill(#CECECE);
rect(1580,240,20,20);
noStroke();
fill(255);
rect(1600,240,20,20);

noStroke();
fill(#CECECE);
rect(1620,240,20,20);

noStroke();
fill(#CECECE);
rect(1640,240,20,20);


//20//

noStroke();
fill(#CECECE);
rect(1400,220,20,20);
noStroke();
fill(255);
rect(1420,220,20,20);
noStroke();
fill(0);
rect(1440,220,20,20);
noStroke();
fill(255);
rect(1460,220,20,20);
noStroke();
fill(#CECECE);
rect(1480,220,20,20);
noStroke();
fill(#CECECE);
rect(1500,220,20,20);
noStroke();
fill(#CECECE);
rect(1520,220,20,20);
noStroke();
fill(#CECECE);
rect(1540,220,20,20);
noStroke();
fill(#CECECE);
rect(1560,220,20,20);
noStroke();
fill(255);
rect(1580,220,20,20);

noStroke();
fill(0);
rect(1600,220,20,20);
noStroke();
fill(255);
rect(1620,220,20,20);
noStroke();
fill(#CECECE);
rect(1640,220,20,20);



//21//

noStroke();
fill(#CECECE);
rect(1400,200,20,20);
noStroke();
fill(#CECECE);
rect(1420,200,20,20);

noStroke();
fill(255);
rect(1440,200,20,20);

noStroke();
fill(#CECECE);
rect(1460,200,20,20);
noStroke();
fill(#CECECE);
rect(1480,200,20,20);
noStroke();
fill(#CECECE);
rect(1500,200,20,20);

noStroke();
fill(#CECECE);
rect(1520,200,20,20);

noStroke();
fill(#CECECE);
rect(1540,200,20,20);

noStroke();
fill(#CECECE);
rect(1560,200,20,20);

noStroke();
fill(#CECECE);
rect(1580,200,20,20);

noStroke();
fill(255);
rect(1600,200,20,20);

noStroke();
fill(#CECECE);
rect(1620,200,20,20);

noStroke();
fill(#CECECE);
rect(1640,200,20,20);

//23//

noStroke();
fill(#CECECE);
rect(1420,180,20,20);
noStroke();
fill(#CECECE);
rect(1440,180,20,20);
noStroke();
fill(#CECECE);
rect(1460,180,20,20);
noStroke();
fill(#CECECE);
rect(1480,180,20,20);
noStroke();
fill(#CECECE);
rect(1500,180,20,20);
noStroke();
fill(#CECECE);
rect(1520,180,20,20);
noStroke();
fill(#CECECE);
rect(1540,180,20,20);
noStroke();
fill(#CECECE);
rect(1560,180,20,20);
noStroke();
fill(#CECECE);
rect(1580,180,20,20);
noStroke();
fill(#CECECE);
rect(1600,180,20,20);
noStroke();
fill(#CECECE);
rect(1620,180,20,20);

//24//
noStroke();
fill(#CECECE);
rect(1440,160,20,20);

noStroke();
fill(#CECECE);
rect(1460,160,20,20);

noStroke();
fill(#CECECE);
rect(1480,160,20,20);

noStroke();
fill(#CECECE);
rect(1500,160,20,20);

noStroke();
fill(#CECECE);
rect(1520,160,20,20);

noStroke();
fill(#CECECE);
rect(1540,160,20,20);

noStroke();
fill(#CECECE);
rect(1560,160,20,20);

noStroke();
fill(#CECECE);
rect(1580,160,20,20);

noStroke();
fill(#CECECE);
rect(1600,160,20,20);


//25//

noStroke();
fill(#CECECE);
rect(1460,140,20,20);

noStroke();
fill(#CECECE);
rect(1580,140,20,20);

//26//
noStroke();
fill(#CECECE);
rect(1440,120,20,20);
noStroke();
fill(#CECECE);
rect(1460,120,20,20);
noStroke();
fill(#CECECE);
rect(1480,120,20,20);

noStroke();
fill(#CECECE);
rect(1560,120,20,20);
noStroke();
fill(#CECECE);
rect(1580,120,20,20);
noStroke();
fill(#CECECE);
rect(1600,120,20,20);

//27//

noStroke();
fill(#CECECE);
rect(1440,100,20,20);
noStroke();
fill(#CECECE);
rect(1460,100,20,20);
noStroke();
fill(#CECECE);
rect(1480,100,20,20);


noStroke();
fill(#CECECE);
rect(1560,100,20,20);
noStroke();
fill(#CECECE);
rect(1580,100,20,20);
noStroke();
fill(#CECECE);
rect(1600,100,20,20);

//28//
noStroke();
fill(#CECECE);
rect(1460,80,20,20);
noStroke();
fill(#CECECE);
rect(1480,80,20,20);


noStroke();
fill(#CECECE);
rect(1560,80,20,20);
noStroke();
fill(#CECECE);
rect(1580,80,20,20);


//29//
noStroke();
fill(#CECECE);
rect(1460,60,20,20);
noStroke();
fill(#CECECE);
rect(1480,60,20,20);


noStroke();
fill(#CECECE);
rect(1560,60,20,20);
noStroke();
fill(#CECECE);
rect(1580,60,20,20);

//30//
noStroke();
fill(#CECECE);
rect(1480,40,20,20);

noStroke();
fill(#CECECE);
rect(1560,40,20,20);
    popMatrix();
  }
}
